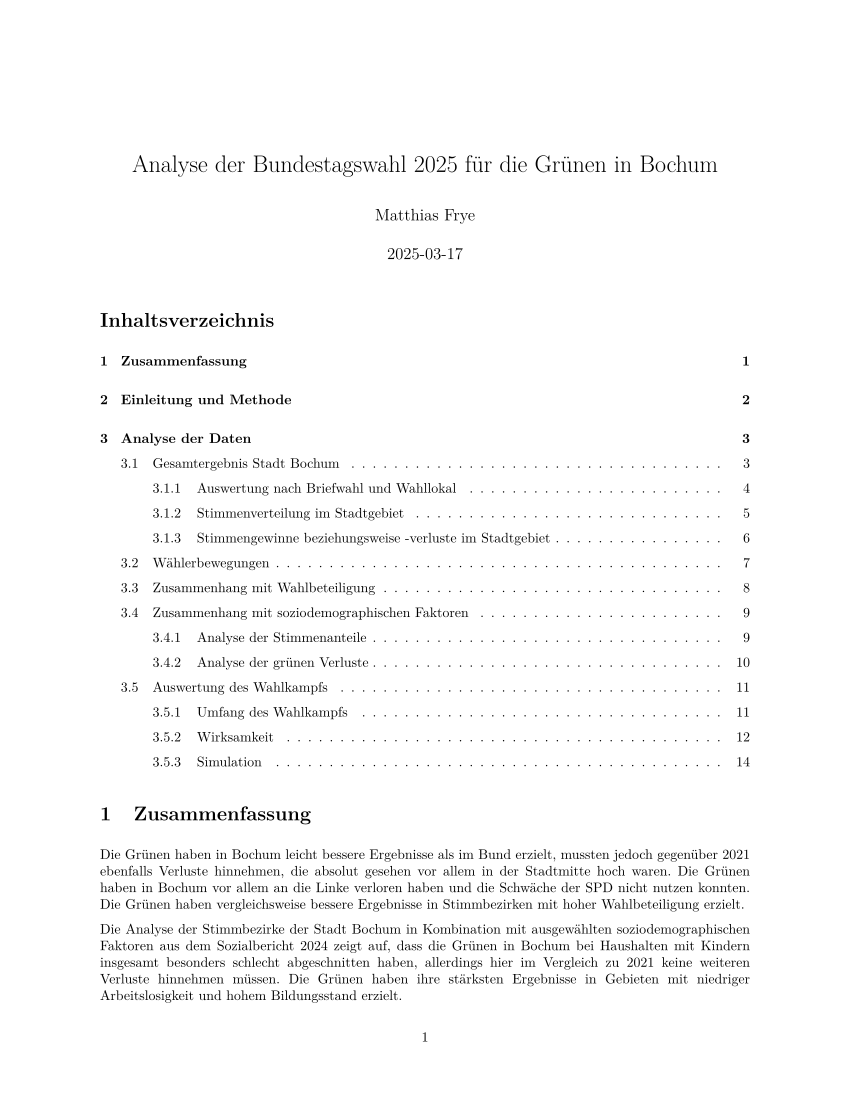

R code for this plot:
# /************************************************************************************/
# /************************************************************************************/
# /************************************************************************************/
# /**                                                                                **/
# /** Project Analyse Bundestagswahl für Bochum                                      **/
# /**                                                                                **/
# /** Combined R Script and R Markdown                                               **/
# /**                                                                                **/
# /** generate .pdf and .Rmd files with                                              **/
# /**    rmarkdown::render("Analysis.R",clean=FALSE)                                 **/
# /**                                                                                **/
# /************************************************************************************/
# /************************************************************************************/
# /************************************************************************************/
#' ---
#' title: "Analyse der Bundestagswahl 2025 für die Grünen in Bochum "
#' author: "Matthias Frye"
#' date: "`r Sys.Date()`"
#' output: 
#'   pdf_document: 
#'       toc: yes
#'       number_sections: yes
#'       toc_depth: 3
#'       fig_width: 7 
#'       fig_height: 6
#' lang: de
#' urlcolor: blue
#' ---
#'
#'
#'
# /************************************************************************************/
# /************************************************************************************/
# /************************************************************************************/
# /**                                                                                **/
#' # Zusammenfassung
#' 
#' Die Grünen haben in Bochum leicht bessere Ergebnisse als im Bund erzielt, mussten jedoch gegenüber 2021 ebenfalls Verluste hinnehmen,
#' die absolut gesehen vor allem in der Stadtmitte hoch waren. Die Grünen haben in Bochum vor allem an die Linke verloren haben und die Schwäche der SPD nicht nutzen konnten.
#' Die Grünen haben vergleichsweise bessere Ergebnisse in Stimmbezirken mit hoher Wahlbeteiligung erzielt. 
#' 
#' Die Analyse der Stimmbezirke der Stadt Bochum in Kombination mit ausgewählten soziodemographischen Faktoren aus dem Sozialbericht 2024 
#' zeigt auf, dass die Grünen in Bochum bei Haushalten mit Kindern insgesamt besonders schlecht abgeschnitten haben, allerdings hier im Vergleich zu 2021 keine 
#' weiteren Verluste hinnehmen müssen. Die Grünen haben ihre stärksten Ergebnisse in Gebieten mit niedriger Arbeitslosigkeit und hohem Bildungsstand erzielt.
#' 
#' Briefkasten- und Haustürwahlkampf hatten einen schwachen, positiven Effekt auf das Wahlergebnis, allerdings muss dieses Ergebnis aufgrund der
#' Datenqualität mit einer gewissen Vorsicht betrachtet werden.
#' 
#' 
#' # Einleitung und Methode
#' Angeregt durch die Detailanalyse der Bundestagswahl 2025 in [Zeit Online](https://www.zeit.de/politik/deutschland/2025-02/wahlergebnisse-wahlkreise-bundestagswahl-daten-grafik)
#' werden die Ergebnisse für Bochum unter Berücksichtigung ausgewählter soziodemographischer Faktoren analysiert.
#' Dazu werden die Zweitstimmen der Stimmbezirke (Quelle: [www.regioit.de](https://wahlen.regioit.de/3/bt2025/05911000/praesentation/ergebnis.html?wahl_id=102&stimmentyp=1&id=ebene_3_id_2))
#' mit ausgewählten Daten des [Sozialberichts 2024](https://www.bochum.de/C125830C0042AB74/vwContentByKey/W2DB29JD041BOCMDE/$File/BochumerSozialbericht2024.pdf) der Stadt Bochum kombiniert.
#' Um die Auswirkungen des Wahlkampfs zu analysieren, wurden die Aktivitäten des Briefwahl- und Haustürwahlkampfs im Straßenverzeichnis mit der Wahlkampf-App abgeglichen und mit den Wahlergebnissen verknüoft.
#' 
#' Die Ergebnisse der Briefwahllokale wurden dabei auf die Stimmbezirke proportional zur Zahl der Wahlberechtigten verteilt,
#' um auswertbare Daten auf Ebene der Stimmbezirke zu erhalten. Dies stellt eine vereinfachende Annahme dar, da naturgemäß die Briefwahlanteile der Stimmbezirke innerhalb eines 
#' Kommunalwahlbezirks variieren.
#' 
#' Die Daten des Sozialberichts liegen nur auf Stadtteilebene (statistische Bezirke) vor und wurden jeweils allen Stimmbezirken eines Stadtteils zugeordnet.
#' Daraus ergibt sich eine weitere Ungenauigkeit, zudem die statistischen Bezirke von den Kommunalwahlbezirken geringfügig abweichen. Auf eine aufwändige Zuordnung der einzelnen Stimmbezirke
#' zu statistischen Bezirken wurde aufgrund des unverhältnismäßig hohen Aufwands verzichtet. 
#' 
#' Beim Wahlkampf wurde die Anzahl der Gebäude je Straßenabschnitt anhand der Gebäudedaten in OpenStreetMap ermittelt. 
#' 
#'  
# /************************************************************************************/
# /************************************************************************************/
# /************************************************************************************/
#' 
#+ echo=FALSE, warning=FALSE, message=FALSE,include=FALSE

library(tidyverse) #load also ggplot2
library(dslabs)
library(ggthemes)
library(ggrepel)
library(gridExtra)
library(titanic)
library(gtools)
library(rvest)
library(purrr)
library(lubridate)
library(tidyr)
library(scales)
library(tidytext)
library(pdftools)


library(mosaic) # Diesen Befehl bei jeder Session am Anfang ausführen
library(readr)
library(gplots)
library(readxl)
library(rmarkdown)


library(sf)
library(rnaturalearth)
library(geodata)
library(tidygeocoder)
library(st)
library(osmdata)
library(osmextract)

setwd("~/Documents/GoogleDrive/Harvard/LearningR/BundestagswahlBochum")




# Wahlergebnise 2025
# gebiet-nr : Nummer des Wahlgebiets
# A : Wahlberechtigte insgesamt
# F : Gültige Zweitstimmen
# F1 : SPD
# F2 : CDU
# F3 : Grüne
# F4 : FDP
# F5 : AfD
# F6 : Linke
# F12 : Volt

filename <- "Open-Data-05911000-Wahl-zum-Deutschen-Bundestag-Wahlbezirk.csv"
btw25 <- read_delim(filename, delim=";", escape_double = FALSE, trim_ws = TRUE)
 

# Gesamtergebnis prüfen
btw25 %>%  
  summarize(Berechtigt=sum(A, na.rm=T),
            Gültig=sum(F),
            SPD=sum(F1), 
            CDU=sum(F2),
            AfD=sum(F5),
            Grüne=sum(F3),
            Linke=sum(F6),
            Volt=sum(F12))

# Daten laden und Kommunalbezirk, Stadtbezirk berechnen
dat25 <- btw25  %>%
        mutate(Wahl=wahl,
               Stimmbezirk=`gebiet-nr`,
               Berechtigt=A,
               Gültig=F,
               SPD=F1,
               CDU=F2,
               Grüne=F3,
               FDP=F4,
               AfD=F5,
               Linke=F6,
               Volt=F12,
               Kommunalbezirk=ifelse(
                 Stimmbezirk >= 9000,
                 substring(as.character(Stimmbezirk), 2, 3), 
                 substring(as.character(Stimmbezirk), 1, 2)),
               Stadtbezirk=substring(Kommunalbezirk, 1, 1)) %>% 
       select(Wahl,Stimmbezirk,Kommunalbezirk,Stadtbezirk,Berechtigt,Gültig,SPD,CDU,FDP,Grüne,AfD,Linke,Volt)

# Gesamtergebnis prüfen
dat25 %>%  
summarize(Gültig=sum(Gültig),
          SPD=sum(SPD), 
          CDU=sum(CDU),
          AfD=sum(AfD),
          Grüne=sum(Grüne),
          Linke=sum(Linke),
          Volt=sum(Volt))

# Summe der gültigen Stimmen der Wahllokale und der Stimmen aus der Briefwahl bilden
Kommunalbezirk25 <- dat25 %>% 
  group_by(Kommunalbezirk) %>%
  summarize(Berechtigt_lokal=sum(ifelse(Stimmbezirk < 9000,Berechtigt,0)),
            Gültig_kommunal=sum(ifelse(Stimmbezirk >= 9000,Gültig,0)),
            SPD_kommunal=sum(ifelse(Stimmbezirk >= 9000,SPD,0)),
            CDU_kommunal=sum(ifelse(Stimmbezirk >= 9000,CDU,0)),
            FDP_kommunal=sum(ifelse(Stimmbezirk >= 9000,FDP,0)),
            Grüne_kommunal=sum(ifelse(Stimmbezirk >= 9000,Grüne,0)),
            AfD_kommunal=sum(ifelse(Stimmbezirk >= 9000,AfD,0)),
            Linke_kommunal=sum(ifelse(Stimmbezirk >= 9000,Linke,0)),
            Volt_kommunal=sum(ifelse(Stimmbezirk >= 9000,Volt,0)),
            .groups = "keep")

# Überprüfung der Korrektheit der Aggregation
Kommunalbezirk25 %>% filter(Kommunalbezirk=="10")
dat25 %>%  filter((Kommunalbezirk=="10") & (Stimmbezirk >= 9000))
dat25 %>%  filter((Kommunalbezirk=="10") & (Stimmbezirk < 9000))

# Verteilung der Briefwahlstimmen eines jeden Kommunalbezirks auf die Stimmen der Wahllokale
dat25 <- dat25 %>%
  left_join(Kommunalbezirk25, by = "Kommunalbezirk") %>%
  mutate(Gültig_all = ifelse(Stimmbezirk < 9000, Gültig + Berechtigt/Berechtigt_lokal * Gültig_kommunal, 0),
         SPD_all = ifelse(Stimmbezirk < 9000, SPD + Berechtigt/Berechtigt_lokal * SPD_kommunal, 0),
         CDU_all = ifelse(Stimmbezirk < 9000, CDU + Berechtigt/Berechtigt_lokal * CDU_kommunal, 0),
         FDP_all = ifelse(Stimmbezirk < 9000, FDP + Berechtigt/Berechtigt_lokal * FDP_kommunal, 0),
         Grüne_all = ifelse(Stimmbezirk < 9000, Grüne + Berechtigt/Berechtigt_lokal * Grüne_kommunal, 0),
         AfD_all = ifelse(Stimmbezirk < 9000, AfD + Berechtigt/Berechtigt_lokal * AfD_kommunal, 0),
         Linke_all = ifelse(Stimmbezirk < 9000, Linke + Berechtigt/Berechtigt_lokal * Linke_kommunal, 0),
         Volt_all = ifelse(Stimmbezirk < 9000, Volt + Berechtigt/Berechtigt_lokal * Volt_kommunal, 0))

# # Überprüfung der Korrektheit der Verteilung
# dat25 %>%  filter(Kommunalbezirk=="10") %>%
#   group_by(Kommunalbezirk) %>%
#   summarize(Berechtigt=sum(Berechtigt, na.rm=T),
#             Gültig=sum(Gültig),SPD=sum(SPD),CDU=sum(CDU),AfD=sum(AfD),Grüne=sum(Grüne),Linke=sum(Linke),Volt=sum(Volt),
#             Gültig_all=sum(Gültig_all),SPD_all=sum(SPD_all), CDU_all=sum(CDU_all),AfD_all=sum(AfD_all),Grüne_all=sum(Grüne_all) ,Linke_all=sum(Linke_all),Volt_all=sum(Volt_all),
#             .groups = "keep")

# # Vergleich der Gesamtergebnisse
# dat25 %>%  
#   summarize(Berechtigt=sum(Berechtigt, na.rm=T),
#             Gültig=sum(Gültig_all),
#             SPD=sum(SPD_all), 
#             CDU=sum(CDU_all),
#             AfD=sum(AfD_all),
#             Grüne=sum(Grüne_all),
#             Linke=sum(Linke_all),
#             Volt=sum(Volt_all),
#             .groups = "keep")
  
# Wahlergebnisse 2021
# gebiet-nr : Nummer des Wahlgebiets
# A : Wahlberechtigte insgesamt
# F : Gültige Zweitstimmen
# F1 : CDU
# F2 : SPD
# F3 : FDP
# F4 : AfD
# F5 : Grüne
# F6 : Linke
# F27 : Volt
filename <- "Open-Data-Bundestagswahl936.csv"
btw21 <- read_delim(filename, delim=";", escape_double = FALSE, trim_ws = TRUE)

# # Gesamtergebnis prüfen
# btw21 %>%  
#   summarize(Gültig=sum(F),
#             SPD=sum(F1), 
#             CDU=sum(F2),
#             Grüne=sum(F5),
#             FDP=sum(F3),
#             Linke=sum(F6),
#             Volt=sum(F12))

# Daten laden und Kommunalbezirk berechnen
dat21 <- btw21 %>%
  mutate(Wahl=wahl,
         Stimmbezirk=`gebiet-nr`,
         Berechtigt=A,
         Gültig=F,
         SPD=F2,
         CDU=F1,
         Grüne=F5,
         FDP=F3,
         AfD=F4,
         Linke=F6,
         Volt=F27,
         Kommunalbezirk=ifelse(
           Stimmbezirk >= 9000,
           substring(as.character(Stimmbezirk), 2, 3), 
           substring(as.character(Stimmbezirk), 1, 2)),
         Stadtbezirk=substring(Kommunalbezirk, 1, 1)) %>% 
  select(Wahl,Stimmbezirk,Kommunalbezirk,Stadtbezirk,Berechtigt,Gültig,SPD,CDU,FDP,Grüne,AfD,Linke,Volt)

# Summe der gültigen Stimmen der Wahllokale und der Stimmen aus der Briefwahl bilden
Kommunalbezirk21 <- dat21 %>% 
  group_by(Kommunalbezirk) %>%
  summarize(Berechtigt_lokal=sum(ifelse(Stimmbezirk < 9000,Berechtigt,0)),
            Gültig_kommunal=sum(ifelse(Stimmbezirk >= 9000,Gültig,0)),
            SPD_kommunal=sum(ifelse(Stimmbezirk >= 9000,SPD,0)),
            CDU_kommunal=sum(ifelse(Stimmbezirk >= 9000,CDU,0)),
            FDP_kommunal=sum(ifelse(Stimmbezirk >= 9000,FDP,0)),
            Grüne_kommunal=sum(ifelse(Stimmbezirk >= 9000,Grüne,0)),
            AfD_kommunal=sum(ifelse(Stimmbezirk >= 9000,AfD,0)),
            Linke_kommunal=sum(ifelse(Stimmbezirk >= 9000,Linke,0)),
            Volt_kommunal=sum(ifelse(Stimmbezirk >= 9000,Volt,0)),
            .groups = "keep")

# # Überprüfung der Korrektheit der Aggregation
# Kommunalbezirk21 %>% filter(Kommunalbezirk=="10")
# dat21 %>%  filter((Kommunalbezirk=="10") & (Stimmbezirk >= 9000)) %>% 
#   summarise(across(c(Berechtigt, Gültig, SPD, CDU, FDP, Grüne, AfD, Linke, Volt), sum))
# dat21 %>%  filter((Kommunalbezirk=="10") & (Stimmbezirk < 9000)) %>% 
#   summarise(Gültig=sum(Gültig))



# Verteilung der Briefwahlstimmen eines jeden Kommunalbezirks auf die Stimmen der Wahllokale
dat21 <- dat21 %>%
  left_join(Kommunalbezirk21, by = "Kommunalbezirk") %>%
  mutate(Gültig_all = ifelse(Stimmbezirk < 9000, Gültig + Berechtigt/Berechtigt_lokal * Gültig_kommunal, 0),
         SPD_all = ifelse(Stimmbezirk < 9000, SPD + Berechtigt/Berechtigt_lokal * SPD_kommunal, 0),
         CDU_all = ifelse(Stimmbezirk < 9000, CDU + Berechtigt/Berechtigt_lokal * CDU_kommunal, 0),
         FDP_all = ifelse(Stimmbezirk < 9000, FDP + Berechtigt/Berechtigt_lokal * FDP_kommunal, 0),
         Grüne_all = ifelse(Stimmbezirk < 9000, Grüne + Berechtigt/Berechtigt_lokal * Grüne_kommunal, 0),
         AfD_all = ifelse(Stimmbezirk < 9000, AfD + Berechtigt/Berechtigt_lokal * AfD_kommunal, 0),
         Linke_all = ifelse(Stimmbezirk < 9000, Linke + Berechtigt/Berechtigt_lokal * Linke_kommunal, 0),
         Volt_all = ifelse(Stimmbezirk < 9000, Volt + Berechtigt/Berechtigt_lokal * Volt_kommunal, 0))

# # Überprüfung der Korrektheit der Verteilung         
# dat21 %>%  filter(Kommunalbezirk=="10") %>%
#   group_by(Kommunalbezirk) %>%
#   summarize(Gültig=sum(Gültig),SPD=sum(SPD),CDU=sum(CDU),AfD=sum(AfD),Grüne=sum(Grüne),Linke=sum(Linke),Volt=sum(Volt),
#             Gültig_all=sum(Gültig_all),SPD_all=sum(SPD_all), CDU_all=sum(CDU_all),AfD_all=sum(AfD_all),Grüne_all=sum(Grüne_all) ,Linke_all=sum(Linke_all),Volt_all=sum(Volt_all),
#             .groups = "keep")
# 
# # Vergleich der Gesamtergebnisse
# dat21 %>%  
#   summarize(Gültig_all=sum(Gültig_all),
#             SPD=sum(SPD_all), 
#             CDU=sum(CDU_all),
#             AfD=sum(AfD_all),
#             Grüne=sum(Grüne_all),
#             Linke=sum(Linke_all),
#             Volt=sum(Volt_all),
#             .groups = "keep")

dat21a <- dat21 %>%
  filter(Stimmbezirk < 9000) %>%
  mutate(Berechtigt_a21=Berechtigt, Gültig_a21=Gültig_all, Gültig_p21 = Gültig_a21/Berechtigt*100,
         SPD_a21=SPD_all, CDU_a21=CDU_all, FDP_a21=FDP_all, Grüne_a21=Grüne_all, 
         AfD_a21=AfD_all, Linke_a21=Linke_all, Volt_a21=Volt_all,
         SPD_p21=SPD_all/Gültig_all*100, CDU_p21=CDU_all/Gültig_all*100, FDP_p21=FDP_all/Gültig_all*100, Grüne_p21=Grüne_all/Gültig_all*100, 
         AfD_p21=AfD_all/Gültig_all*100, Linke_p21=Linke_all/Gültig_all*100, Volt_p21=Volt_all/Gültig_all*100) %>%
  select(Stimmbezirk,
         Berechtigt_a21, Gültig_a21, Gültig_p21, 
         SPD_a21,CDU_a21,FDP_a21,Grüne_a21,AfD_a21,Linke_a21,Volt_a21,
         SPD_p21,CDU_p21,FDP_p21,Grüne_p21,AfD_p21,Linke_p21,Volt_p21)
  
btw <- dat25 %>%
  filter(Stimmbezirk < 9000) %>%
  mutate(Berechtigt_a25=Berechtigt, Gültig_a25=Gültig_all, Gültig_p25 = Gültig_a25/Berechtigt*100,
         SPD_a25=SPD_all, CDU_a25=CDU_all, FDP_a25=FDP_all, Grüne_a25=Grüne_all, 
         AfD_a25=AfD_all, Linke_a25=Linke_all, Volt_a25=Volt_all,
         SPD_p25=SPD_all/Gültig_all*100, CDU_p25=CDU_all/Gültig_all*100, FDP_p25=FDP_all/Gültig_all*100, Grüne_p25=Grüne_all/Gültig_all*100, 
         AfD_p25=AfD_all/Gültig_all*100, Linke_p25=Linke_all/Gültig_all*100, Volt_p25=Volt_all/Gültig_all*100) %>%
  select(Stimmbezirk,Kommunalbezirk,Stadtbezirk,
         Berechtigt_a25, Gültig_a25, Gültig_p25, 
         SPD_a25,CDU_a25,FDP_a25,Grüne_a25,AfD_a25,Linke_a25,Volt_a25,
         SPD_p25,CDU_p25,FDP_p25,Grüne_p25,AfD_p25,Linke_p25,Volt_p25) %>%
  left_join(dat21a, by = "Stimmbezirk") %>%
  mutate(Berechtigt_ad = Berechtigt_a25 - Berechtigt_a21,
         Gültig_ad = Gültig_a25 - Gültig_a21,
         Gültig_pd = Gültig_p25 - Gültig_p21,
         SPD_ad = SPD_a25 - SPD_a21,
         SPD_pd = SPD_p25 - SPD_p21,
         CDU_ad = CDU_a25 - CDU_a21,
         CDU_pd = CDU_p25 - CDU_p21,
         FDP_ad = FDP_a25 - FDP_a21,
         FDP_pd = FDP_p25 - FDP_p21,
         Grüne_ad = Grüne_a25 - Grüne_a21,
         Grüne_pd = Grüne_p25 - Grüne_p21,
         AfD_ad = AfD_a25 - AfD_a21,
         AfD_pd = AfD_p25 - AfD_p21,
         Linke_ad = Linke_a25 - Linke_a21,
         Linke_pd = Linke_p25 - Linke_p21,
         Volt_ad = Volt_a25 - Volt_a21,
         Volt_pd = Volt_p25 - Volt_p21)

         
# # Prüfung Ergebnisse 2025
# btw %>% summarize(Berechtigt=sum(Berechtigt_a25, na.rm=T),
#                   Gültig=sum(Gültig_a25),
#                   SPD=sum(SPD_a25), 
#                   CDU=sum(CDU_a25),
#                   AfD=sum(AfD_a25),
#                   Grüne=sum(Grüne_a25),
#                   Linke=sum(Linke_a25),
#                   Volt=sum(Volt_a25))
# 
# # Prüfung Ergebnisse 2021
# btw %>% summarize(Berechtigt=sum(Berechtigt_a21, na.rm=T),
#                   Gültig=sum(Gültig_a21),
#                   SPD=sum(SPD_a21), 
#                   CDU=sum(CDU_a21),
#                   AfD=sum(AfD_a21),
#                   Grüne=sum(Grüne_a21),
#                   Linke=sum(Linke_a21),
#                   Volt=sum(Volt_a21))
# 
#   
# # Prüfung Differenz
# btw %>% summarize(Berechtigt_ad=sum(Berechtigt_ad, na.rm=T),
#                   Gültig_ad=sum(Gültig_ad),
#                   SPD_ad=sum(SPD_ad), 
#                   CDU_ad=sum(CDU_ad),
#                   Grüne_ad=sum(Grüne_ad))
# 
# btw %>% filter(Stimmbezirk==1001) %>%
#   select(Berechtigt_a25, Berechtigt_a21, Berechtigt_ad,
#          Gültig_a25, Gültig_a21, Gültig_ad,
#          Gültig_p25, Gültig_p21, Gültig_pd)
# btw %>% filter(Stimmbezirk==1001) %>%
#   select(SPD_a25, SPD_a21, SPD_ad,
#          SPD_p25, SPD_p21, SPD_pd)
# 

# Mapping der Kreiswahlbezirke auf statistische Gebiete
filename <- "KWB_SB.csv"
kwb_sb <- read_delim(filename, delim=";", escape_double = FALSE, trim_ws = TRUE)

kwb_sb <- kwb_sb %>% 
  mutate(Kommunalbezirk=substring(Kommunalwahlbezirk,1,2),
         Statistikbezirk=substring(Statistikbezirk,4,100)) %>%
  select(Kommunalbezirk, Statistikbezirk)

btw <- btw %>%
  left_join(kwb_sb, by = "Kommunalbezirk")

# Statistikbereich prüfen
btw$Kommunalbezirk[1:20]
btw$Statistikbezirk[1:20]

# Sozialbericht laden
filename <- "BochumerSozialbericht2024.pdf"
txt <- pdf_text(filename)


# Rohdaten für Ausländische_Bevölkerung aus Tabelle im PDF-Format abrufen
Ausländische_Bevölkerung <- txt[27]

# Zeilenumbrüche "\n" als Trennzeichen verwenden
tab <- str_split(Ausländische_Bevölkerung, "\n")
# Liste von 1
tab <- tab[[1]]

#Spaltennamen
the_names <- c("Statistikbezirk","b","c","Ausländische_Bevölkerung")

#Daten extrahieren
Ausländische_Bevölkerung <- tab[10:45] %>%
  str_trim %>%
  str_split("\\s{2,}", simplify = TRUE) %>% #Split at two or more spaces
  data.frame(stringsAsFactors = FALSE) %>%
  setNames(the_names) %>%
  mutate_at(-1, parse_number)

#Ergebnisse anpassen
Ausländische_Bevölkerung <- Ausländische_Bevölkerung %>%
  mutate(Ausländische_Bevölkerung = Ausländische_Bevölkerung/10) %>%
  select(Statistikbezirk, Ausländische_Bevölkerung)

# Zu Wahlergebnis ergänzen
btw <- btw %>%
  left_join(Ausländische_Bevölkerung, by = "Statistikbezirk")

# # Ausländische_Bevölkerung prüfen
# btw$Kommunalbezirk[1:20]
# btw$Ausländische_Bevölkerung[1:20]

# Rohdaten für Alt_Jung_Quotient aus Tabelle im PDF-Format abrufen
Alt_Jung_Quotient <- txt[35]

# Zeilenumbrüche "\n" als Trennzeichen verwenden
tab <- str_split(Alt_Jung_Quotient, "\n")
# Liste von 1
tab <- tab[[1]]

#Spaltennamen
the_names <- c("Statistikbezirk","b","c","Alt_Jung_Quotient")

#Daten extrahieren
Alt_Jung_Quotient <- tab[14:49] %>%
  str_trim %>%
  str_split("\\s{2,}", simplify = TRUE) %>% #Split at two or more spaces
  data.frame(stringsAsFactors = FALSE) %>%
  setNames(the_names) %>%
  mutate_at(-1, parse_number)

#Ergebnisse anpassen
Alt_Jung_Quotient <- Alt_Jung_Quotient %>%
  select(Statistikbezirk, Alt_Jung_Quotient)

# Zu Wahlergebnis ergänzen
btw <- btw %>%
  left_join(Alt_Jung_Quotient, by = "Statistikbezirk")

# # Alt_Jung_Quotient prüfen
# btw$Kommunalbezirk[1:20]
# btw$Alt_Jung_Quotient[1:20]

# Rohdaten für Arbeitslose aus Tabelle im PDF-Format abrufen
Arbeitslose <- txt[46]

# Zeilenumbrüche "\n" als Trennzeichen verwenden
tab <- str_split(Arbeitslose, "\n")
# Liste von 1
tab <- tab[[1]]

#Spaltennamen
the_names <- c("Statistikbezirk","b","Arbeitslose")

#Daten extrahieren
Arbeitslose <- tab[7:42] %>%
  str_trim %>%
  str_split("\\s{2,}", simplify = TRUE) %>% #Split at two or more spaces
  data.frame(stringsAsFactors = FALSE) %>%
  setNames(the_names) %>%
  mutate_at(-1, parse_number)

#Ergebnisse anpassen
Arbeitslose <- Arbeitslose %>%
  mutate(Arbeitslose = Arbeitslose/10) %>%
  select(Statistikbezirk, Arbeitslose)

# Zu Wahlergebnis ergänzen
btw <- btw %>%
  left_join(Arbeitslose, by = "Statistikbezirk")

# # Arbeitslose prüfen
# btw$Kommunalbezirk[1:20]
# btw$Arbeitslose[1:20]


# Rohdaten für Haushalte mit Kindern aus Tabelle im PDF-Format abrufen
Haushalte_mit_Kindern <- txt[93]

# Zeilenumbrüche "\n" als Trennzeichen verwenden
tab <- str_split(Haushalte_mit_Kindern, "\n")
# Liste von 1
tab <- tab[[1]]

#Spaltennamen
the_names <- c("Statistikbezirk","b","Haushalte_mit_Kindern")

#Daten extrahieren
Haushalte_mit_Kindern <- tab[8:43] %>%
  str_trim %>%
  str_split("\\s{2,}", simplify = TRUE) %>% #Split at two or more spaces
  data.frame(stringsAsFactors = FALSE) %>%
  setNames(the_names) %>%
  mutate_at(-1, parse_number)

#Ergebnisse anpassen
Haushalte_mit_Kindern <- Haushalte_mit_Kindern %>%
  mutate(Haushalte_mit_Kindern = Haushalte_mit_Kindern/10) %>%
  select(Statistikbezirk, Haushalte_mit_Kindern)

# Zu Wahlergebnis ergänzen
btw <- btw %>%
  left_join(Haushalte_mit_Kindern, by = "Statistikbezirk")

# # Haushalte_mit_Kindern prüfen
# btw$Kommunalbezirk[1:20]
# btw$Haushalte_mit_Kindern[1:20]



# Rohdaten für Gymnasialempfehlung aus Tabelle im PDF-Format abrufen
Gymnasialempfehlung <- txt[135]

# Zeilenumbrüche "\n" als Trennzeichen verwenden
tab <- str_split(Gymnasialempfehlung, "\n")
# Liste von 1
tab <- tab[[1]]

#Spaltennamen
the_names <- c("Statistikbezirk","b","c", "Gymnasialempfehlung")

#Daten extrahieren
Gymnasialempfehlung <- tab[21:48] %>%
  str_trim %>%
  str_split("\\s{2,}", simplify = TRUE) %>% #Split at two or more spaces
  data.frame(stringsAsFactors = FALSE) %>%
  setNames(the_names) %>%
  mutate_at(-1, parse_number)

#Ergebnisse anpassen
Gymnasialempfehlung <- Gymnasialempfehlung %>%
  mutate(Gymnasialempfehlung = Gymnasialempfehlung/10) %>%
  select(Statistikbezirk, Gymnasialempfehlung)

# Zu Wahlergebnis ergänzen
btw <- btw %>%
  left_join(Gymnasialempfehlung, by = "Statistikbezirk")

# # Gymnasialempfehlung prüfen
# btw$Kommunalbezirk[1:20]
# btw$Gymnasialempfehlung[1:20]


###### Geodaten laden


# Umrisse von Bochum
bochum_map <- gadm(country = "Germany", path = "./", level = 4)

# Convert into simple file
sf_bochum <- sf::st_as_sf(bochum_map)
sf_bochum <- sf_bochum %>% filter(NAME_2=="Bochum")

# Wahllokale mit Adressen

# # Geocodieren
# filename <- "opendata-wahllokale.csv"
# wahllokale <- read_delim(filename, delim=";", escape_double = FALSE, trim_ws = TRUE)
# 
# # einige Adressen korrigieren
# wahllokale$`Wahlraum-Adresse`[wahllokale$`Bezirk-Nr`==1301] <- "Clemensstr. 17, 44789 Bochum"
# wahllokale$`Wahlraum-Adresse`[wahllokale$`Bezirk-Nr`==6501] <- "Gaußstr. 139, 44879 Bochum "
# wahllokale$`Wahlraum-Adresse`[wahllokale$`Bezirk-Nr`==6503] <- "Gaußstr. 139, 44879 Bochum "
# 
# # Geocode the addresses
# Wahllokale_geocoded <- wahllokale %>%
#    geocode(
#      address = `Wahlraum-Adresse`, # Column containing addresses
#      method = "osm",              # Use OpenStreetMap's Nominatim API
#      full_results = FALSE         # Return only latitude and longitude
#    )
# # save as file
# write.csv(Wahllokale_geocoded, "Wahllokale_geocoded.csv", row.names = FALSE)


filename <- "Wahllokale_geocoded.csv"
wahllokale <- read_csv(filename)

# rename district key
names(wahllokale)[names(wahllokale) == "Bezirk-Nr"] <- "Stimmbezirk"
wahllokale <- wahllokale %>% select(Stimmbezirk, lat, long)

# Zu Wahlergebnis ergänzen
btw <- btw %>%
  left_join(wahllokale, by = "Stimmbezirk")


###### OpenStreeMap für Gebäude laden

# # Convert pbf into gpkg - needed only once
# osm_gpkg <- oe_vectortranslate("./nordrhein-westfalen-latest.osm.pbf",
#                                extra_tags = c("building", "addr:housenumber", "addr:street", "addr:city",
#                                                 "building:flats", "building:levels", "height"),
#                                layer="multipolygons")
# 
# # Read gpkg file
# nrw_data <- st_read("./nordrhein-westfalen-latest.gpkg", layer = "multipolygons")
# nrw_filtered_data <- nrw_data[!is.na(nrw_data$addr_city) &
#                             !is.na(nrw_data$addr_street) &
#                             !is.na(nrw_data$addr_housenumber) &
#                             !is.na(nrw_data$building), ]
# bochum_data <- nrw_filtered_data[nrw_filtered_data$addr_city=="Bochum",]
# 
# 
# # Write the multipolygons layer to a new GeoPackage
# st_write(bochum_data, "./bochum_address.gpkg", layer = "multipolygons", delete_layer = TRUE)


# read gpkg file and convert to sf
bochum_data <- sf::st_as_sf(st_read("./bochum_address.gpkg", layer="multipolygons"))

# Nur Wohngebäude filtern
bochum_residential <- bochum_data[bochum_data$building %in% c("yes", "apartments","house",
                                                              "semidetached_house", "detached", "residential", 
                                                              "dormitory", "bungalow", "tiny_house"),]


#### Im Straßenverzeichnis jede Straßenabschnitt finden und die Anzahl Gebäude berechnen

# Straße umwandeln Gretchenstr. in Gretchenstraße und Gretchen-Str. in Gretchen-Straße
replacements <- c("str\\." = "straße", "Str\\." = "Straße")

# Anzeige der Häuder
# ggplot() +
#   geom_sf(data = filtered_buildings, fill = "lightblue", color = "black") +
#   theme_minimal() 

# Ensure addr:housenumber is numeric where possible
bochum_residential$housenumber <- as.numeric(gsub("[^0-9]", "", bochum_residential$addr_housenumber))  # Remove non-numeric characters




# Wahlkampfdaten einlesen

# Wahlkampf <- read_excel("Wahlkampf.xlsx")
Wahlkampf <- read_excel("Strassenverzeichnis_Bundestagswahl_2025_Stand_23-02-25 korrigiert.xlsx", 
                        col_types = c("text", "text", "numeric", 
                                      "numeric", "numeric", "skip", "skip", 
                                      "numeric", "skip", "skip", "skip", 
                                      "skip", "skip", "skip", "skip", "text", 
                                      "skip", "text", "skip", "skip", "skip", 
                                      "skip", "skip", "skip", "skip", "skip"))
suppressWarnings({
  Wahlkampf <- Wahlkampf %>% 
    mutate(`Hausnr. gerade von` = parse_number(`Hausnr. gerade von`))
})


# Für jeden Straßenabschnitt in Wahlkampf zählen, wieviele Gebäude es gibt 
Wahlkampf <- Wahlkampf %>%
  rowwise() %>%
  mutate( Gebäude_gerade = ifelse(is.na(`Hausnr. gerade von`) | `Hausnr. gerade von` == "unbebaut",0,
                                sum(bochum_residential$addr_street == str_replace_all(Straßenname, replacements) & #
                                     bochum_residential$housenumber %% 2 == 0 &
                                     bochum_residential$housenumber >= as.integer(`Hausnr. gerade von`) &
                                     bochum_residential$housenumber <= as.integer(`Hausnr. gerade bis`))),
          Gebäude_ungerade = ifelse(is.na(`Hausnr. ungerade von`),0,
                                sum(bochum_residential$addr_street == str_replace_all(Straßenname, replacements) & #
                                     bochum_residential$housenumber %% 2 == 1 &
                                     bochum_residential$housenumber >= as.integer(`Hausnr. ungerade von`) &
                                     bochum_residential$housenumber <= as.integer(`Hausnr. ungerade bis`))),
          Gebäude= Gebäude_gerade + Gebäude_ungerade,
          Häuserkampf = ifelse(!is.na(abgehakt), ifelse(tolower(abgehakt)=="ja", Gebäude, 0),0),
          Haustür = ifelse(is.na(Wahlkampf),0,ifelse(Wahlkampf=="HTWK",Häuserkampf,0)),
          Briefkasten = ifelse(is.na(Wahlkampf),0,ifelse(Wahlkampf=="BKWK",Häuserkampf,0)) 
  ) %>%
  ungroup()


# Nach Stimmbezirk aggregieren
Wahlkampf <- Wahlkampf %>% group_by(Stimmbezirk) %>%
  summarize(Gebäude=sum(Gebäude),
            Haustür=sum(Haustür),
            Briefkasten=sum(Briefkasten),
            .groups = "keep")

# Zu Wahlergebnis ergänzen
btw <- btw %>%
  left_join(Wahlkampf, by = "Stimmbezirk")






############################# Analyse der Daten #########################
#' \newpage
#' # Analyse der Daten
#'  
#' Im Folgenden werden die Analyseergebnisse vorgestellt. Zunächst wird das Gesamtergebnis für die Stadt Bochum und 
#' die Stimmenvetielung in der Stadt Bochum dargestellt.
#' Anschließend werden die Veränderungen der Stimmanteile der Parteien gegenüber der Bundestagswahl 2021 miteinander in Bezug gesetzt, 
#' um Hinweise auf Wählerwanderungen zu erhalten.
#' Im Anschluss werden Zusammenhänge der Ergebnisse der Grünen mit soziodemographischen Merkmalen ermittelt.
#' Zuletzt werden die Auswirkungen des Wahlkampfs untersucht.
#' 

#' ## Gesamtergebnis Stadt Bochum
#' Die hier gezeigten Werte zeigen die Ergebnisse bei den Zweitstimmen in der Stadt Bochum, also Wahlkreis Bochum I und Teiles des Wahlkreises Bochum II.
#' 
#+ echo=FALSE, fig.width=7, fig.height=5

totals <- btw %>%
  summarize(
    Gültig = sum(Gültig_a25), 
    SPD = sum(SPD_a25)/Gültig,
    CDU = sum(CDU_a25)/Gültig,
    FDP = sum(FDP_a25)/Gültig,
    AfD = sum(AfD_a25)/Gültig,
    Linke = sum(Linke_a25)/Gültig,
    Grüne = sum(Grüne_a25)/Gültig,
    Volt = sum(Volt_a25)/Gültig,
    Sonstige = (Gültig - sum(SPD_a25, CDU_a25, FDP_a25+ AfD_a25+Linke_a25+Grüne_a25+Volt_a25))/Gültig
  ) %>%
  pivot_longer(cols = everything(), names_to = "Party", values_to = "Total")

# Create the bar chart
p_absolut <- totals %>% filter(Party != "Gültig") %>%
  mutate(Party = factor(Party,levels = c("SPD","CDU","AfD","Grüne","Linke","FDP","Volt","Sonstige"))) %>%
 ggplot( aes(x = Party, y = Total, fill = Party)) +
  geom_bar(stat = "identity", show.legend=FALSE) +
  scale_y_continuous(
    labels = percent_format(accuracy = 1), # Format y-axis as percentages
    expand = expansion(mult = c(0, 0.1)) # Add 10% padding to the top
  ) +
  geom_text(aes(label = percent(Total, accuracy = 0.1)), vjust = -0.5, size = 3) + # Add numbers on top of bars
  labs(x = "",y = "Zweistimmenanteil") +
  theme_minimal() +
  scale_fill_manual(values = c( "SPD" = "red2", "CDU" = "black", "Linke"="deeppink",AfD="#4169E1", 
                                "Grüne"="green", "FDP"="#FFCC00","Volt"="purple"))



totals <- btw %>%
  summarize(
    Gültig = sum(Gültig_a25), 
    SPD = sum(SPD_ad)/Gültig,
    CDU = sum(CDU_ad)/Gültig,
    FDP = sum(FDP_ad)/Gültig,
    AfD = sum(AfD_ad)/Gültig,
    Linke = sum(Linke_ad)/Gültig,
    Grüne = sum(Grüne_ad)/Gültig,
    Volt = sum(Volt_ad)/Gültig,
    Sonstige = (sum(Gültig_a25-SPD_a25-CDU_a25-FDP_a25-AfD_a25-Linke_a25-Grüne_a25-Volt_a25)-
                sum(Gültig_a21-SPD_a21-CDU_a21-FDP_a21-AfD_a21-Linke_a21-Grüne_a21-Volt_a21))/Gültig
    ) %>%
  pivot_longer(cols = everything(), names_to = "Party", values_to = "Total")

# Create the bar chart
p_diff <- totals %>% filter(Party != "Gültig") %>%
  mutate(Party = factor(Party,levels = c("SPD","CDU","AfD","Grüne","Linke","FDP","Volt","Sonstige"))) %>%
  ggplot( aes(x = Party, y = Total, fill = Party)) +
  geom_bar(stat = "identity", show.legend=FALSE) +
  scale_y_continuous(
    labels = percent_format(accuracy = 1), # Format y-axis as percentages
    expand = expansion(mult = c(0, 0.1)) # Add 5% padding to the top
  ) +
  geom_text(aes(label = percent(Total, accuracy = 0.1)), vjust = -0.5, size = 3) + # Add numbers on top of bars
  labs(x = "",y = "Vergleich 2021") +
  theme_minimal() +
  scale_fill_manual(values = c( "SPD" = "red2", "CDU" = "black", "Linke"="deeppink",AfD="#4169E1", 
                                "Grüne"="green", "FDP"="#FFCC00","Volt"="purple"))

# Anordnen der Plots in einem 1x2-Raster 
grid.arrange(p_absolut, p_diff, ncol = 1, heights = c(1.5, 1))



#' 
#' Die SPD bleibt in der Stadt Bochum knapp in Führung. Die Ergebnisse der Grünen liegen über dem Bundesdurchschnitt (11,6 %).
#' Wie im Bund verlieren alle Ampelparteien Stimmenanteile gegenüber 2021.
#' 
#' ### Auswertung nach Briefwahl und Wahllokal
#'
#+ echo=FALSE, fig.width=7, fig.height=2.1


totals <- dat25 %>%
  summarize(
    `Gültig gesamt`= sum(Gültig), 
    Briefwahl = sum(ifelse(Stimmbezirk > 9000,Gültig,0)),
    Wahllokal =  `Gültig gesamt` - Briefwahl,
    ) %>%
  pivot_longer(cols = everything(), names_to = "Wahltyp", values_to = "Total")

# Create the bar chart
totals %>%
  mutate(
    Wahltyp = factor(Wahltyp, levels = c("Gültig gesamt", "Wahllokal", "Briefwahl" )),
    Percentage = Total / Total[Wahltyp == "Gültig gesamt"] * 100
  ) %>%
  ggplot(aes(x = Wahltyp, y = Total)) +
  geom_bar(stat = "identity", fill = "#888888", show.legend = FALSE) +
  scale_y_continuous(
    labels = function(x) format(x, big.mark = ".", decimal.mark = ",", scientific = FALSE), 
    expand = expansion(mult = c(0, 0.1))  # Add 5% padding to the top
  ) +
  geom_text(
    aes(label = paste0(format(floor(Total), big.mark = ".", decimal.mark = ","), 
                       " (", round(Percentage, 0), "%)")),
    vjust = -0.5,
    size = 3
  ) +  # Add percentages for specific bars
  labs(x = "", y = "") +
  theme_minimal()

#' 
#' Die folgende Grafik zeigt die Wahlergebnisse aus der Briefwahl im Vergleich zu den Stimmen, die am Wahltag in den 
#' Wahllokalen abgegeben wurden.
#' 
#+ echo=FALSE, fig.width=7, fig.height=6

totals <- dat25 %>%
  filter(Stimmbezirk<9000) %>%
  summarize(
    Sonstige = sum(Gültig-SPD-CDU-FDP-AfD-Linke-Grüne-Volt)/sum(Gültig),
    Gültig = sum(Gültig), 
    SPD = sum(SPD)/Gültig,
    CDU = sum(CDU)/Gültig,
    FDP = sum(FDP)/Gültig,
    AfD = sum(AfD)/Gültig,
    Linke = sum(Linke)/Gültig,
    Grüne = sum(Grüne)/Gültig,
    Volt = sum(Volt)/Gültig
  ) %>%
  pivot_longer(cols = everything(), names_to = "Party", values_to = "Total")

# Create the bar chart
p1 <- totals %>% filter(Party != "Gültig") %>%
  mutate(Party = factor(Party,levels = c("SPD","CDU","AfD","Grüne","Linke","FDP","Volt","Sonstige"))) %>%
  ggplot( aes(x = Party, y = Total, fill = Party)) +
  geom_bar(stat = "identity", show.legend=FALSE) +
  scale_y_continuous(
    labels = percent_format(accuracy = 1), # Format y-axis as percentages
    expand = expansion(mult = c(0, 0.1)) # Add 5% padding to the top
  ) +
  geom_text(aes(label = percent(Total, accuracy = 0.1)), vjust = -0.5, size = 3) + # Add numbers on top of bars
  labs(x = "",y = "Stimmenanteil im Wahllokal") +
  theme_minimal() +
  scale_fill_manual(values = c( "SPD" = "red2", "CDU" = "black", "Linke"="deeppink",AfD="#4169E1", 
                                "Grüne"="green", "FDP"="#FFCC00","Volt"="purple"))


totals <- dat25 %>%
  filter(Stimmbezirk>9000) %>%
  summarize(
    Sonstige = sum(Gültig-SPD-CDU-FDP-AfD-Linke-Grüne-Volt)/sum(Gültig),
    Gültig = sum(Gültig), 
    SPD = sum(SPD)/Gültig,
    CDU = sum(CDU)/Gültig,
    FDP = sum(FDP)/Gültig,
    AfD = sum(AfD)/Gültig,
    Linke = sum(Linke)/Gültig,
    Grüne = sum(Grüne)/Gültig,
    Volt = sum(Volt)/Gültig,
  ) %>%
  pivot_longer(cols = everything(), names_to = "Party", values_to = "Total")

# Create the bar chart
p2 <- totals %>% filter(Party != "Gültig") %>%
  mutate(Party = factor(Party,levels = c("SPD","CDU","AfD","Grüne","Linke","FDP","Volt","Sonstige"))) %>%
  ggplot( aes(x = Party, y = Total, fill = Party)) +
  geom_bar(stat = "identity", show.legend=FALSE) +
  scale_y_continuous(
    labels = percent_format(accuracy = 1), # Format y-axis as percentages
    expand = expansion(mult = c(0, 0.1)) # Add 5% padding to the top
  ) +
  geom_text(aes(label = percent(Total, accuracy = 0.1)), vjust = -0.5, size = 3) + # Add numbers on top of bars
  labs(x = "",y = "Stimmenanteil Briefwahll") +
  theme_minimal() +
  scale_fill_manual(values = c( "SPD" = "red2", "CDU" = "black", "Linke"="deeppink",AfD="#4169E1", 
                                "Grüne"="green", "FDP"="#FFCC00","Volt"="purple"))


# Anordnen der Plots in einem 1x2-Raster 
grid.arrange(p1, p2, ncol = 1)

#' 
#' Es gibt deutliche Unterschiede zwischen den Ergebnissen der Briefwahl und der Stimmabgabe in den Wahllokalen am Wahltag.
#' Dies kann auf unterschiedliche Wählerklientel sowie die unterschiedlichen Zeitpunkte der Stimmabgabe zurückzuführen sein. 
#' 
#' ### Stimmenverteilung im Stadtgebiet
#' 
#' Die folgenden Karten zeigen die prozentualen Stimmenanteile als räumliche Verteilung.
#' 
#+ echo=FALSE, fig.width=7, fig.height=8

geo_alpha1 <- .6
geo_alpha2 <- .9
geo_shape <- 16
geo_size <- .13
size_SPD <- 24.5 
size_CDU <- 23.3 
size_AfD <- 15.2 
size_Grüne <- 13.8 
size_Linke <- 11.5 
size_FDP <- 3.5 

p_CDU <- ggplot(data = btw) +
  geom_sf(data = sf_bochum, alpha = 1, linewidth = .1, color = "black", fill = "#eeeeee") + 
  geom_point(aes(x = long, y = lat, size = CDU_p25), alpha = geo_alpha1, col="black", shape=geo_shape) +
  theme_void() +
  theme(legend.position = "none")+
  scale_size_continuous(range = c(0.1, geo_size*size_CDU)) +
  annotate("text", x = min(btw$long)+.08, y = min(btw$lat) - 0.015, label = "CDU", size = 3.5)
p_SPD <- ggplot(data = btw) +
  geom_sf(data = sf_bochum, alpha = 1, linewidth = .1, color = "black", fill = "#eeeeee") + 
  geom_point(aes(x = long, y = lat, size = SPD_p25), alpha = geo_alpha1, col="red2", shape=geo_shape) +
  theme_void() +
  theme(legend.position = "none")+
  scale_size_continuous(range = c(0.1, geo_size*size_SPD)) +
  annotate("text", x = min(btw$long)+.08, y = min(btw$lat) - 0.015, label = "SPD", size = 3.5)
p_AfD <- ggplot(data = btw) +
  geom_sf(data = sf_bochum, alpha = 1, linewidth = .1, color = "black", fill = "#eeeeee") + 
  geom_point(aes(x = long, y = lat, size = AfD_p25), alpha = geo_alpha2, col="#4169E1", shape=geo_shape) +
  theme_void() +
  theme(legend.position = "none")+
  scale_size_continuous(range = c(0.1, geo_size*size_AfD)) +
  annotate("text", x = min(btw$long)+.08, y = min(btw$lat) - 0.015, label = "AfD", size = 3.5)
p_Grüne <- ggplot(data = btw) +
  geom_sf(data = sf_bochum, alpha = 1, linewidth = .1, color = "black", fill = "#eeeeee") + 
  geom_point(aes(x = long, y = lat, size = Grüne_p25), alpha = geo_alpha2, col="forestgreen", shape=geo_shape) +
  theme_void() +
  theme(legend.position = "none")+
  scale_size_continuous(range = c(0.1, geo_size*size_Grüne))+ # Adjust point size range here
  annotate("text", x = min(btw$long)+.08, y = min(btw$lat) - 0.015, label = "Grüne", size = 3.5)
p_Linke <- ggplot(data = btw) +
  geom_sf(data = sf_bochum, alpha = 1, linewidth = .1, color = "black", fill = "#eeeeee") + 
  geom_point(aes(x = long, y = lat, size = Linke_p25), alpha = geo_alpha2, col="deeppink", shape=geo_shape) +
  theme_void() +
  theme(legend.position = "none")+
  scale_size_continuous(range = c(0.1, geo_size*size_Linke))+ # Adjust point size range here
  annotate("text", x = min(btw$long)+.08, y = min(btw$lat) - 0.015, label = "Linke", size = 3.5)
p_FDP <- ggplot(data = btw) +
  geom_sf(data = sf_bochum, alpha = 1, linewidth = .1, color = "black", fill = "#eeeeee") + 
  geom_point(aes(x = long, y = lat, size = FDP_p25), alpha = 1, col="#DDAA00", shape=geo_shape) +
  theme_void() +
  theme(legend.position = "none")+
  scale_size_continuous(range = c(0.1, geo_size*size_FDP))+ # Adjust point size range here
  annotate("text", x = min(btw$long)+.08, y = min(btw$lat) - 0.015, label = "FDP", size = 3.5)

grid.arrange(p_CDU, p_SPD, p_AfD, p_Grüne, p_Linke, p_FDP, ncol = 2)


#'
#' Die räumliche Verteilung der Zweitstimmen zeigt, dass die Grünen und Linken besonders stark im Stadtzentrum sind,
#' während die CDU im Südwesten und die AfD im Osten und Westen der Stadt besser abschneiden.
#' 
#' ### Stimmengewinne beziehungsweise -verluste im Stadtgebiet
#' 
#' Gewinne der CDU, AfD und Linke, sowie Verluste von SPD, Grüne und FDP gegenüber 2021 werden auf den folgenden Karten 
#' anhand der absoluten Stimmenzahlen dargestellt.
#' 
#+ echo=FALSE, fig.width=7, fig.height=8

btw <- btw %>% 
  mutate(SPD_av = ifelse(SPD_ad < 0, SPD_ad, 0),
         SPD_ag = ifelse(SPD_ad > 0, SPD_ad, 0),
         CDU_av = ifelse(CDU_ad < 0, CDU_ad, 0),
         CDU_ag = ifelse(CDU_ad > 0, CDU_ad, 0),
         AfD_av = ifelse(AfD_ad < 0, AfD_ad, 0),
         AfD_ag = ifelse(AfD_ad > 0, AfD_ad, 0),
         FDP_av = ifelse(FDP_ad < 0, FDP_ad, 0),
         FDP_ag = ifelse(FDP_ad > 0, FDP_ad, 0),
         Grüne_av = ifelse(Grüne_ad < 0, Grüne_ad, 0),
         Grüne_ag = ifelse(Grüne_ad > 0, Grüne_ad, 0),
         Linke_av = ifelse(Linke_ad < 0, Linke_ad, 0),
         Linke_ag = ifelse(Linke_ad > 0, Linke_ad, 0))

geo_size <- .3
size_SPD <- 7.3
size_CDU <- 5.3
size_AfD <- 8.4
size_Grüne <- 3.8
size_Linke <- 6.7
size_FDP <- 5.2
size_plus <- .7

p_CDU <- 
  ggplot(data = btw) +
  geom_sf(data = sf_bochum, alpha = 1, linewidth = .1, color = "black", fill = "#eeeeee") + 
  geom_point(aes(x = long, y = lat, size = CDU_ag), alpha = geo_alpha2, col="black", shape=geo_shape) +
  theme_void() +
  theme(legend.position = "none")+
  annotate("text", x = min(btw$long)+.08, y = min(btw$lat) - 0.015, label = "CDU Gewinne", size = 3.5) +
  scale_size_continuous(range = c(0.1, geo_size*size_CDU)) 

p_SPD <- 
  ggplot(data = btw) +
  geom_sf(data = sf_bochum, alpha = 1, linewidth = .1, color = "black", fill = "#eeeeee") + 
  geom_point(aes(x = long, y = lat, size = -SPD_av), alpha = geo_alpha2, col="red2", shape=geo_shape) +
  theme_void() +
  theme(legend.position = "none")+
  annotate("text", x = min(btw$long)+.08, y = min(btw$lat) - 0.015, label = "SPD Verluste", size = 3.5) +
  scale_size_continuous(range = c(0.1, geo_size*size_SPD)) 


p_AfD <- 
  ggplot(data = btw) +
  geom_sf(data = sf_bochum, alpha = 1, linewidth = .1, color = "black", fill = "#eeeeee") + 
  geom_point(aes(x = long, y = lat, size = AfD_ag), alpha = geo_alpha2, col="#4169E1", shape=geo_shape) +
  theme_void() +
  theme(legend.position = "none")+
  annotate("text", x = min(btw$long)+.08, y = min(btw$lat) - 0.015, label = "AfD Gewinne", size = 3.5) +
  scale_size_continuous(range = c(0.1, geo_size*size_AfD)) 

p_Grüne <-   ggplot(data = btw) +
  geom_sf(data = sf_bochum, alpha = 1, linewidth = .1, color = "black", fill = "#eeeeee") + 
  geom_point(aes(x = long, y = lat, size = -Grüne_av), alpha = geo_alpha2, col="forestgreen", shape=geo_shape) +
  theme_void() +
  theme(legend.position = "none")+
  annotate("text", x = min(btw$long)+.08, y = min(btw$lat) - 0.015, label = "Grüne Verluste", size = 3.5) +
  scale_size_continuous(range = c(0.1, geo_size*size_Grüne)) 

p_Linke <-   ggplot(data = btw) +
  geom_sf(data = sf_bochum, alpha = 1, linewidth = .1, color = "black", fill = "#eeeeee") + 
  geom_point(aes(x = long, y = lat, size = Linke_ag), alpha = geo_alpha2, col="deeppink", shape=geo_shape) +
  theme_void() +
  theme(legend.position = "none")+
  annotate("text", x = min(btw$long)+.08, y = min(btw$lat) - 0.015, label = "Linke Gewinne", size = 3.5) +
  scale_size_continuous(range = c(0.1, geo_size*size_Linke)) 

p_FDP <- 
  ggplot(data = btw) +
  geom_sf(data = sf_bochum, alpha = 1, linewidth = .1, color = "black", fill = "#eeeeee") + 
  geom_point(aes(x = long, y = lat, size = -FDP_av), alpha = geo_alpha2, col="#DDAA00", shape=geo_shape) +
  theme_void() +
  theme(legend.position = "none")+
  annotate("text", x = min(btw$long)+.08, y = min(btw$lat) - 0.015, label = "FDP Verluste", size = 3.5) +
  scale_size_continuous(range = c(0.1, geo_size*size_FDP)) 

grid.arrange(p_CDU, p_SPD, p_AfD, p_Grüne, p_Linke, p_FDP, ncol = 2)


#' SPD, Grüne und FDP haben in allen Stimmbezirken Stimmen verloren, während AfD, Linke und CDU in nahezu allen
#' Bezirken Stimmen gewonnen haben. Die Veränderungen von SPD, CDU und FDP variieren wenig im Stadtgebiet. Die AfD hat vor allem 
#' im Westen und Osten der Stadt gewonnen. Grüne verlieren und Linke gewinnen besonders in der Stadtmitte.
#'
#' 
#' ## Wählerbewegungen
#' Um eine Einschätzung zu möglichen Wählerbewegungen zu erhalten, ohne auf Daten aus einer Nachbefragung zurückgreifen zu können,
#' wurden die Veränderungen der Stimmanteile der Grünen mit den Gewinnen und Verlusten der anderen Parteien in Beziehung gesetzt.
#' 
#' Die Analysen verwenden den sogenannten Korrelationskoeffizienten nach Pearson. 
#' Werte größer als 0,5 weisen auf einen starken Zusammenhang, Werte um 0,3 auf einen mittleren und Werte ab 0,1 auf einen
#' geringen Zusammenhang hin. Statistisch signifikante Zusammenhänge, die als gesichert angesehen werden dürfen, 
#' werden mit Sternen (`*`, `**` oder `***`) gekennzeichnet. 
#'
#' 
#+ echo=FALSE, fig.width=7, fig.height=6

# Korrelation der prozentualen Gewinne / Verluste 
c_SPD <- cor(btw$Grüne_pd, btw$SPD_pd, method = "pearson", use = "complete.obs")
c_SPD_p <- cor.test(btw$Grüne_pd, btw$SPD_pd, method = "pearson", use = "complete.obs")$p.value
c_SPD_s <- ifelse(c_SPD_p <= 0.001, "***", ifelse(c_SPD_p <= 0.01, "**", ifelse(c_SPD_p <= 0.05, "*", "")))

c_CDU <- cor(btw$Grüne_pd, btw$CDU_pd, method = "pearson", use = "complete.obs")
c_CDU_p <- cor.test(btw$Grüne_pd, btw$CDU_pd, method = "pearson", use = "complete.obs")$p.value
c_CDU_s <- ifelse(c_CDU_p <= 0.001, "***", ifelse(c_CDU_p <= 0.01, "**", ifelse(c_CDU_p <= 0.05, "*", "")))

c_Linke <- cor(btw$Grüne_pd, btw$Linke_pd, method = "pearson", use = "complete.obs")
c_Linke_p <- cor.test(btw$Grüne_pd, btw$Linke_pd, method = "pearson", use = "complete.obs")$p.value
c_Linke_s <- ifelse(c_Linke_p <= 0.001, "***", ifelse(c_Linke_p <= 0.01, "**", ifelse(c_Linke_p <= 0.05, "*", "")))

c_Volt <- cor(btw$Grüne_pd, btw$Volt_pd, method = "pearson", use = "complete.obs")
c_Volt_p <- cor.test(btw$Grüne_pd, btw$Volt_pd, method = "pearson", use = "complete.obs")$p.value
c_Volt_s <- ifelse(c_Volt_p <= 0.001, "***", ifelse(c_Volt_p <= 0.01, "**", ifelse(c_Volt_p <= 0.05, "*", "")))

c_AfD <- cor(btw$Grüne_pd, btw$AfD_pd, method = "pearson", use = "complete.obs")
c_AfD_p <- cor.test(btw$Grüne_pd, btw$AfD_pd, method = "pearson", use = "complete.obs")$p.value
c_AfD_s <- ifelse(c_AfD_p <= 0.001, "***", ifelse(c_AfD_p <= 0.01, "**", ifelse(c_AfD_p <= 0.05, "*", "")))

c_FDP <- cor(btw$Grüne_pd, btw$FDP_pd, method = "pearson", use = "complete.obs")
c_FDP_p <- cor.test(btw$Grüne_pd, btw$FDP_pd, method = "pearson", use = "complete.obs")$p.value
c_FDP_s <- ifelse(c_FDP_p <= 0.001, "***", ifelse(c_FDP_p <= 0.01, "**", ifelse(c_FDP_p <= 0.05, "*", "")))

c_SPD_CDU <- cor(btw$SPD_pd, btw$CDU_pd, method = "pearson", use = "complete.obs")
c_SPD_CDU_p <- cor.test(btw$SPD_pd, btw$CDU_pd, method = "pearson", use = "complete.obs")$p.value
c_SPD_CDU_s <- ifelse(c_SPD_CDU_p <= 0.001, "***", ifelse(c_SPD_CDU_p <= 0.01, "**", ifelse(c_SPD_CDU_p <= 0.05, "*", "")))

c_SPD_AfD <- cor(btw$SPD_pd, btw$AfD_pd, method = "pearson", use = "complete.obs")
c_SPD_AfD_p <- cor.test(btw$SPD_pd, btw$AfD_pd, method = "pearson", use = "complete.obs")$p.value
c_SPD_AfD_s <- ifelse(c_SPD_AfD_p <= 0.001, "***", ifelse(c_SPD_AfD_p <= 0.01, "**", ifelse(c_SPD_AfD_p <= 0.05, "*", "")))

# entsprechende Streudiagramme

p_CDU <- 
  ggplot(btw, aes(y = Grüne_pd, x = CDU_pd)) +
  geom_point(color = "black", size = .7) + labs(x = "CDU Veränderung (%)",y = " ") +
  geom_smooth(method = "lm", formula = y ~ x, color = "black", se = FALSE, linewidth = 0.6) + # Add regression line
  annotate( "text", 
            x = mean(range(btw$CDU_pd)),  # Horizontal center
            y = min(btw$Grüne_pd) +1 ,           # Top of the plot
            label = sprintf("Korrelation: %.2f%s", c_CDU, c_CDU_s), size = 3, color = "black" ) +
  theme_minimal() 

p_SPD <- 
  ggplot(btw, aes(y = Grüne_pd, x = SPD_pd)) +
  geom_point(color = "red2", size = .7) + labs(x = "SPD Veränderung (%)", y = " ") +
  geom_smooth(method = "lm", formula = y ~ x, color = "red2", se = FALSE, linewidth = 0.6) + # Add regression line
  annotate( "text", 
            x = mean(range(btw$SPD_pd)),  # Horizontal center
            y = min(btw$Grüne_pd) + 1,           # Top of the plot
            label = sprintf("Korrelation: %.2f%s", c_SPD,c_SPD_s), size = 3, color = "black" ) +
  theme_minimal() 

p_Linke <- 
  ggplot(btw, aes(y = Grüne_pd, x = Linke_pd)) +
  geom_point(color = "deeppink", size = .7) + labs(x = "Linke Veränderung (%)", y = "Grüne Veränderung (%)") +
  geom_smooth(method = "lm", formula = y ~ x, color = "deeppink", se = FALSE, linewidth = 0.6) + # Add regression line
  annotate( "text", 
            x = mean(range(btw$Linke_pd)),  # Horizontal center
            y = min(btw$Grüne_pd) +1,           # Top of the plot
            label = sprintf("Korrelation: %.2f%s", c_Linke,c_Linke_s), size = 3, color = "black" ) +
  theme_minimal()   

p_Volt <- 
  ggplot(btw, aes(y = Grüne_pd, x = Volt_pd)) +
  geom_point(color = "purple", size = .7) + labs(x = "Volt Veränderung (%)", y = " ") +
  geom_smooth(method = "lm", formula = y ~ x, color = "purple", se = FALSE, linewidth = 0.6) + # Add regression line
  annotate( "text", 
            x = mean(range(btw$Volt_pd)),  # Horizontal center
            y = min(btw$Grüne_pd) +1,           # Top of the plot
            label = sprintf("Korrelation: %.2f%s", c_Volt,c_Volt_s), size = 3, color = "black" ) +
  theme_minimal()  

p_AfD<- 
  ggplot(btw, aes(y = Grüne_pd, x = AfD_pd)) +
  geom_point(color = "#4169E1", size = .7) + labs(x = "AfD Veränderung (%)", y = " ") +
  geom_smooth(method = "lm", formula = y ~ x, color = "#4169E1", se = FALSE, linewidth = 0.6) + # Add regression line
  annotate( "text", 
            x = mean(range(btw$AfD_pd)),  # Horizontal center
            y = min(btw$Grüne_pd)+1,           # Top of the plot
            label = sprintf("Korrelation: %.2f%s", c_AfD,c_AfD_s), size = 3, color = "black") +
  theme_minimal()  

p_FDP<- 
  ggplot(btw, aes(y = Grüne_pd, x = FDP_pd)) +
  geom_point(color = "#FFCC00", size = .7) + labs(x = "FDP Veränderung (%)",y = " ") +
  geom_smooth(method = "lm", formula = y ~ x, color = "#FFCC00", se = FALSE, linewidth = 0.6) + # Add regression line
  annotate( "text", 
            x = mean(range(btw$FDP_pd)),  # Horizontal center
            y = min(btw$Grüne_pd) +1,           # Top of the plot
            label = sprintf("Korrelation: %.2f%s", c_FDP,c_FDP_s), size = 3, color = "black" ) +
  theme_minimal()   

# Anordnen der Plots in einem 2x3-Raster 
grid.arrange( p_CDU, p_SPD, p_Linke, p_Volt, p_AfD, p_FDP, ncol = 2)


#' Es zeigt sich ein sehr deutlicher Zusammenhang zwischen den Zugewinnen der Linken und den Verlusten der Grünen.
#' Die Linken gewinnen in den Stimmbezirken, wo die Grünen die größten Verluste erleiden.
#' 
#' Die SPD hat hingegen weniger stark verloren, wo die Grünen stark verloren haben und umgekehrt. Der Zusammenhang mit 
#' der SPD ist jedoch etwas schwächer. 
#' 
#' Ferner haben CDU und AFD tendenziell dort gewonnen, wo die Grünen weniger stark verloren haben, was möglicherweise durch die Verluste der SPD in diesen Bezirken erklärt werden kann.
#' 
#' Die FDP verliert ebenfalls weniger stark, , wo die Grünen stark verloren haben und umgekehrt. Volt gewinnt stärker, wo die 
#' Grünen stärker verloren haben. Die Zusammenhänge mit der FDP und Volt sind jedoch nicht stark ausgeprägt.
#' 
#+ echo=FALSE, fig.width=7, fig.height=2.2

p_SPD_CDU<- 
  ggplot(btw, aes(y = SPD_pd, x = CDU_pd)) +
  geom_point(color = "gray", size = .7) + labs(x = "CDU Veränderung (%)", y = "SPD +/- (%)") +
  geom_smooth(method = "lm", formula = y ~ x, color = "gray", se = FALSE, linewidth = 0.6) + # Add regression line
  annotate( "text", 
            x = mean(range(btw$CDU_pd)),  # Horizontal center
            y = min(btw$SPD_pd)+1,           # Top of the plot
            label = sprintf("Korrelation: %.2f%s", c_SPD_CDU, c_SPD_CDU_s), size = 3, color = "black") +
  theme_minimal() +
  theme(plot.margin = margin(20, 0, 0, 0)) 

p_SPD_AfD<- 
  ggplot(btw, aes(y = SPD_pd, x = AfD_pd)) +
  geom_point(color = "gray", size = .7) + labs(x = "AfD Veränderung (%)", y = " ") +
  geom_smooth(method = "lm", formula = y ~ x, color = "gray", se = FALSE, linewidth = 0.6) + # Add regression line
  annotate( "text", 
            x = mean(range(btw$AfD_pd)),  # Horizontal center
            y = min(btw$SPD_pd)+1,           # Top of the plot
            label = sprintf("Korrelation: %.2f%s", c_SPD_AfD, c_SPD_AfD_s), size = 3, color = "black") +
  theme_minimal() +
  theme(plot.margin = margin(20, 0, 0, 0)) 
  

# Anordnen der Plots in einem 2x1-Raster 
grid.arrange( p_SPD_CDU, p_SPD_AfD, ncol = 2)

#' 
#' Ein starker Zusammenhang ist auch zwischen der SPD und der AfD zu sehen. Die AfD gewinnt dort stark, wo die SPD große Verluste hinnehmen muss.
#' 
#' ## Zusammenhang mit Wahlbeteiligung
#' 
#' In diesem Abschnitt werden die Zusammenhänge der Ergebnisse der Grünen mit der Wahlbeteiligung analysiert.
#' Die folgende Grafik setzt die Stimmanteile der Grünen und die Anteilsverluste der Grünen zur Wahlbeteiligung in Beziehung. 
#+ echo=FALSE, fig.width=7, fig.height=1.8


btw <- btw %>% 
  mutate(Wahlbeteiligung_25 = Gültig_a25 / Berechtigt_a25*100)

# Korrelation der prozentualen Werte 

c_Wahlbeteiligung <- cor(btw$Grüne_p25, btw$Wahlbeteiligung_25, method = "pearson", use = "complete.obs")
c_Wahlbeteiligung_p <- cor.test(btw$Grüne_p25, btw$Wahlbeteiligung_25, method = "pearson", use = "complete.obs")$p.value
c_Wahlbeteiligung_s <- ifelse(c_Wahlbeteiligung_p <= 0.001, "***", ifelse(c_Wahlbeteiligung_p <= 0.01, "**", ifelse(c_Wahlbeteiligung_p <= 0.05, "*", "")))

p1 <- ggplot(btw, aes(y = Grüne_p25, x = Wahlbeteiligung_25)) +
  geom_point(color = "gray", size = .7) + labs(x = "Wahlbeteiligung (%)", y = "Grüne Anteile (%) ") +
  geom_smooth(method = "lm", formula = y ~ x, color = "gray", se = FALSE, linewidth = 0.6) + # Add regression line
  annotate( "text", 
            x = mean(range(btw$Wahlbeteiligung_25)),  # Horizontal center
            y = min(btw$Grüne_p25) + 1,           # Top of the plot
            label = sprintf("Korrelation: %.2f%s", c_Wahlbeteiligung,c_Wahlbeteiligung_s), size = 3, color = "black" ) +
  theme_minimal() +
  theme(plot.margin = margin(0, 0, 10, 0)) 

c_Wahlbeteiligung <- cor(btw$Grüne_pd, btw$Wahlbeteiligung_25, method = "pearson", use = "complete.obs")
c_Wahlbeteiligung_p <- cor.test(btw$Grüne_pd, btw$Wahlbeteiligung_25, method = "pearson", use = "complete.obs")$p.value
c_Wahlbeteiligung_s <- ifelse(c_Wahlbeteiligung_p <= 0.001, "***", ifelse(c_Wahlbeteiligung_p <= 0.01, "**", ifelse(c_Wahlbeteiligung_p <= 0.05, "*", "")))

p2 <- ggplot(btw, aes(y = Grüne_pd, x = Wahlbeteiligung_25)) +
  geom_point(color = "gray", size = .7) + labs(x = "Wahlbeteiligung (%)", y = "Grüne +/- (%) ") +
#  geom_smooth(method = "lm", formula = y ~ x, color = "black", se = FALSE, linewidth = 0.6) + # Add regression line
  annotate( "text", 
            x = mean(range(btw$Wahlbeteiligung_25)),  # Horizontal center
            y = min(btw$Grüne_pd) + 1,           # Top of the plot
            label = sprintf("Korrelation: %.2f%s", c_Wahlbeteiligung,c_Wahlbeteiligung_s), size = 3, color = "black" ) +
  theme_minimal() +
  theme(plot.margin = margin(0, 0, 10, 0)) 

# Anordnen der Plots in einem 2x1-Raster 
grid.arrange( p1, p2, ncol = 2)


#' Die Grünen haben bessere Ergebnisse in Stimmbezirken mit hoher Wahlbeteiligung erzielt. Es wurde jedoch kein 
#' Zusammenhang zwischen den Verlusten der Grünen und der Wahlbeteiligung festgestellt.  
#' 
#' \newpage
#' ## Zusammenhang mit soziodemographischen Faktoren
#' 
#' ### Analyse der Stimmenanteile
#' In diesem Abschnitt werden die Zusammenhänge der Ergebnisse der Grünen mit 
#' soziodemographischen Merkmalen untersucht, bevor im nächsten
#' Abschnitt betrachtet wird, wie die  Verluste der Grünen mit soziodemographischen 
#' Merkmalen zusammenhängen.
#' 
#+ echo=FALSE, fig.width=7, fig.height=7

# Korrelation der Stimmanteile 

c_Ausländische_Bevölkerung <- cor(btw$Grüne_p25, btw$Ausländische_Bevölkerung, method = "pearson", use = "complete.obs")
c_Ausländische_Bevölkerung_p <- cor.test(btw$Grüne_p25, btw$Ausländische_Bevölkerung, method = "pearson", use = "complete.obs")$p.value
c_Ausländische_Bevölkerung_s <- ifelse(c_Ausländische_Bevölkerung_p <= 0.001, "***", ifelse(c_Ausländische_Bevölkerung_p <= 0.01, "**", ifelse(c_Ausländische_Bevölkerung_p <= 0.05, "*", "")))

c_Alt_Jung_Quotient <- cor(btw$Grüne_p25, btw$Alt_Jung_Quotient, method = "pearson", use = "complete.obs")
c_Alt_Jung_Quotient_p <- cor.test(btw$Grüne_p25, btw$Alt_Jung_Quotient, method = "pearson", use = "complete.obs")$p.value
c_Alt_Jung_Quotient_s <- ifelse(c_Alt_Jung_Quotient_p <= 0.001, "***", ifelse(c_Alt_Jung_Quotient_p <= 0.01, "**", ifelse(c_Alt_Jung_Quotient_p <= 0.05, "*", "")))

c_Arbeitslose <- cor(btw$Grüne_p25, btw$Arbeitslose, method = "pearson", use = "complete.obs")
c_Arbeitslose_p <- cor.test(btw$Grüne_p25, btw$Arbeitslose, method = "pearson", use = "complete.obs")$p.value
c_Arbeitslose_s <- ifelse(c_Arbeitslose_p <= 0.001, "***", ifelse(c_Arbeitslose_p <= 0.01, "**", ifelse(c_Arbeitslose_p <= 0.05, "*", "")))

c_Haushalte_mit_Kindern <- cor(btw$Grüne_p25, btw$Haushalte_mit_Kindern, method = "pearson", use = "complete.obs")
c_Haushalte_mit_Kindern_p <- cor.test(btw$Grüne_p25, btw$Haushalte_mit_Kindern, method = "pearson", use = "complete.obs")$p.value
c_Haushalte_mit_Kindern_s <- ifelse(c_Haushalte_mit_Kindern_p <= 0.001, "***", ifelse(c_Haushalte_mit_Kindern_p <= 0.01, "**", ifelse(c_Haushalte_mit_Kindern_p <= 0.05, "*", "")))

c_Gymnasialempfehlung <- cor(btw$Grüne_p25, btw$Gymnasialempfehlung, method = "pearson", use = "complete.obs")
c_Gymnasialempfehlung_p <- cor.test(btw$Grüne_p25, btw$Gymnasialempfehlung, method = "pearson", use = "complete.obs")$p.value
c_Gymnasialempfehlung_s <- ifelse(c_Gymnasialempfehlung_p <= 0.001, "***", ifelse(c_Gymnasialempfehlung_p <= 0.01, "**", ifelse(c_Gymnasialempfehlung_p <= 0.05, "*", "")))





# entsprechende Streudiagramme
p_Ausländische_Bevölkerung <- 
  ggplot(btw, aes(y = Grüne_p25, x = Ausländische_Bevölkerung)) +
  geom_point(color = "gray", size = .7) + labs(x = "Ausländische Bevölkerung (%)", y = " ") +
#  geom_smooth(method = "lm", formula = y ~ x, color = "gray", se = FALSE, linewidth = 0.6) + # Add regression line
  annotate( "text", 
            x = mean(range(btw$Ausländische_Bevölkerung)),  # Horizontal center
            y = max(btw$Grüne_p25) + 1,           # Top of the plot
            label = sprintf("Korrelation: %.2f%s", c_Ausländische_Bevölkerung,c_Ausländische_Bevölkerung_s), size = 3, color = "black" ) +
  theme_minimal() +
  theme(plot.margin = margin(0, 0, 10, 0)) 

p_Alt_Jung_Quotient <- 
  ggplot(btw, aes(y = Grüne_p25, x = Alt_Jung_Quotient)) +
  geom_point(color = "gray", size = .7) + labs(x = "Alt-Jung-Quotient ", y = " ") +
  geom_smooth(method = "lm", formula = y ~ x, color = "gray", se = FALSE, linewidth = 0.6) + # Add regression line
  annotate( "text", 
            x = mean(range(btw$Alt_Jung_Quotient)),  # Horizontal center
            y = max(btw$Grüne_p25) + 1,           # Top of the plot
            label = sprintf("Korrelation: %.2f%s", c_Alt_Jung_Quotient,c_Alt_Jung_Quotient_s), size = 3, color = "black" ) +
  theme_minimal() +
  theme(plot.margin = margin(10, 0, 10, 0)) 

p_Arbeitslose <- 
  ggplot(btw, aes(y = Grüne_p25, x = Arbeitslose)) +
  geom_point(color = "gray", size = .7) + labs(x = "Arbeitslose (%)", y = "Grüne Stimmenateile (%)") +
  geom_smooth(method = "lm", formula = y ~ x, color = "gray", se = FALSE, linewidth = 0.6) + # Add regression line
  annotate( "text", 
            x = mean(range(btw$Arbeitslose)),  # Horizontal center
            y = max(btw$Grüne_p25) + 1,           # Top of the plot
            label = sprintf("Korrelation: %.2f%s", c_Arbeitslose,c_Arbeitslose_s), size = 3, color = "black" ) +
  theme_minimal() +
  theme(plot.margin = margin(10, 0, 10, 0)) 

p_Haushalte_mit_Kindern <- 
  ggplot(btw, aes(y = Grüne_p25, x = Haushalte_mit_Kindern)) +
  geom_point(color = "gray", size = .7) + labs(x = "Haushalte mit Kindern (%)", y = " ") +
  geom_smooth(method = "lm", formula = y ~ x, color = "gray", se = FALSE, linewidth = 0.6) + # Add regression line
  annotate( "text", 
            x = mean(range(btw$Haushalte_mit_Kindern)),  # Horizontal center
            y = max(btw$Grüne_p25) + 1,           # Top of the plot
            label = sprintf("Korrelation: %.2f%s", c_Haushalte_mit_Kindern,c_Haushalte_mit_Kindern_s), size = 3, color = "black" ) +
  theme_minimal() +
  theme(plot.margin = margin(10, 0, 10, 0)) 

p_Gymnasialempfehlung <- 
  btw %>% filter(!is.na(Gymnasialempfehlung)) %>%
  ggplot(aes(y = Grüne_p25, x = Gymnasialempfehlung)) +
  geom_point(color = "gray", size = .7) + labs(x = "Gymnasialempfehlung (%)", y = " ") +
  geom_smooth(method = "lm", formula = y ~ x, color = "gray", se = FALSE, linewidth = 0.6) + # Add regression line
  annotate( "text", 
            x = mean(range(btw$Gymnasialempfehlung, na.rm=T)),  # Horizontal center
            y = max(btw$Grüne_p25) + 1,           # Top of the plot
            label = sprintf("Korrelation: %.2f%s", c_Gymnasialempfehlung,c_Gymnasialempfehlung_s), size = 3, color = "black" ) +
  theme_minimal() +
  theme(plot.margin = margin(10, 0, 0, 0)) 

# Anordnen der Plots in einem 2x3-Raster 
grid.arrange(p_Ausländische_Bevölkerung, p_Alt_Jung_Quotient, p_Arbeitslose, 
             p_Haushalte_mit_Kindern, p_Gymnasialempfehlung, ncol = 2)


#' 
#' Der stärkste Zusammenhang besteht zwischen dem Abschneiden der Grünen und dem Anteil der Haushalte mit Kindern.
#' Die Grünen haben die besten Ergebnisse in Stimmbezirken mit einem geringen Anteil an Haushalten mit Kindern erzielt.
#' Die ebenfalls vorhandene Korrelation mit dem Alt-Jung-Quotienten deutet auf einen ähnlichen Zusammenhang.
#' 
#' Ein schwächerer Zusammenhang besteht zwischen guten Ergebnissen der Grünen und geringer Arbeitslosigkeit einerseits und 
#' häufiger Gymnasialempfehlung andererseits. Der Anteil der Empfehlungen für das Gymnasium wird als Indikator für das Bildungsniveau
#' genutzt.
#' 
#' ### Analyse der grünen Verluste  
#' In diesem Abschnitt werden die Zusammenhänge der Verluste der Stimmanteile der Grünen mit soziodemographischen Merkmalen betrachtet.
#' 
#+ echo=FALSE, fig.width=7, fig.height=7

# Korrelation der prozentualen Veränderungen 
c_Ausländische_Bevölkerung <- cor(btw$Grüne_pd, btw$Ausländische_Bevölkerung, method = "pearson", use = "complete.obs")
c_Ausländische_Bevölkerung_p <- cor.test(btw$Grüne_pd, btw$Ausländische_Bevölkerung, method = "pearson", use = "complete.obs")$p.value
c_Ausländische_Bevölkerung_s <- ifelse(c_Ausländische_Bevölkerung_p <= 0.001, "***", ifelse(c_Ausländische_Bevölkerung_p <= 0.01, "**", ifelse(c_Ausländische_Bevölkerung_p <= 0.05, "*", "")))

c_Alt_Jung_Quotient <- cor(btw$Grüne_pd, btw$Alt_Jung_Quotient, method = "pearson", use = "complete.obs")
c_Alt_Jung_Quotient_p <- cor.test(btw$Grüne_pd, btw$Alt_Jung_Quotient, method = "pearson", use = "complete.obs")$p.value
c_Alt_Jung_Quotient_s <- ifelse(c_Alt_Jung_Quotient_p <= 0.001, "***", ifelse(c_Alt_Jung_Quotient_p <= 0.01, "**", ifelse(c_Alt_Jung_Quotient_p <= 0.05, "*", "")))

c_Arbeitslose <- cor(btw$Grüne_pd, btw$Arbeitslose, method = "pearson", use = "complete.obs")
c_Arbeitslose_p <- cor.test(btw$Grüne_pd, btw$Arbeitslose, method = "pearson", use = "complete.obs")$p.value
c_Arbeitslose_s <- ifelse(c_Arbeitslose_p <= 0.001, "***", ifelse(c_Arbeitslose_p <= 0.01, "**", ifelse(c_Arbeitslose_p <= 0.05, "*", "")))

c_Haushalte_mit_Kindern <- cor(btw$Grüne_pd, btw$Haushalte_mit_Kindern, method = "pearson", use = "complete.obs")
c_Haushalte_mit_Kindern_p <- cor.test(btw$Grüne_pd, btw$Haushalte_mit_Kindern, method = "pearson", use = "complete.obs")$p.value
c_Haushalte_mit_Kindern_s <- ifelse(c_Haushalte_mit_Kindern_p <= 0.001, "***", ifelse(c_Haushalte_mit_Kindern_p <= 0.01, "**", ifelse(c_Haushalte_mit_Kindern_p <= 0.05, "*", "")))

c_Gymnasialempfehlung <- cor(btw$Grüne_pd, btw$Gymnasialempfehlung, method = "pearson", use = "complete.obs")
c_Gymnasialempfehlung_p <- cor.test(btw$Grüne_pd, btw$Gymnasialempfehlung, method = "pearson", use = "complete.obs")$p.value
c_Gymnasialempfehlung_s <- ifelse(c_Gymnasialempfehlung_p <= 0.001, "***", ifelse(c_Gymnasialempfehlung_p <= 0.01, "**", ifelse(c_Gymnasialempfehlung_p <= 0.05, "*", "")))

# entsprechende Streudiagramme
p_Ausländische_Bevölkerung <- 
  ggplot(btw, aes(y = Grüne_pd, x = Ausländische_Bevölkerung)) +
  geom_point(color = "gray", size = .7) + labs(x = "Ausländische Bevölkerung (%)", y = " ") +
  geom_smooth(method = "lm", formula = y ~ x, color = "gray", se = FALSE, linewidth = 0.6) + # Add regression line
  annotate( "text", 
            x = mean(range(btw$Ausländische_Bevölkerung)),  # Horizontal center
            y = max(btw$Grüne_pd) + 1,           # Top of the plot
            label = sprintf("Korrelation: %.2f%s", c_Ausländische_Bevölkerung,c_Ausländische_Bevölkerung_s), size = 3, color = "black" ) +
  theme_minimal() +
  theme(plot.margin = margin(0, 0, 10, 0)) 

p_Alt_Jung_Quotient <- 
  ggplot(btw, aes(y = Grüne_pd, x = Alt_Jung_Quotient)) +
  geom_point(color = "gray", size = .7) + labs(x = "Alt-Jung-Quotient ", y = " ") +
#  geom_smooth(method = "lm", formula = y ~ x, color = "gray", se = FALSE, linewidth = 0.6) + # Add regression line
  annotate( "text", 
            x = mean(range(btw$Alt_Jung_Quotient)),  # Horizontal center
            y = max(btw$Grüne_pd) + 1,           # Top of the plot
            label = sprintf("Korrelation: %.2f%s", c_Alt_Jung_Quotient,c_Alt_Jung_Quotient_s), size = 3, color = "black" ) +
  theme_minimal() +
  theme(plot.margin = margin(10, 0, 10, 0)) 

p_Arbeitslose <- 
  ggplot(btw, aes(y = Grüne_pd, x = Arbeitslose)) +
  geom_point(color = "gray", size = .7) + labs(x = "Arbeitslose (%)", y = "Grüne Veränderung (%)") +
#  geom_smooth(method = "lm", formula = y ~ x, color = "gray", se = FALSE, linewidth = 0.6) + # Add regression line
  annotate( "text", 
            x = mean(range(btw$Arbeitslose)),  # Horizontal center
            y = max(btw$Grüne_pd) + 1,           # Top of the plot
            label = sprintf("Korrelation: %.2f%s", c_Arbeitslose,c_Arbeitslose_s), size = 3, color = "black" ) +
  theme_minimal() +
  theme(plot.margin = margin(10, 0, 10, 0)) 

p_Haushalte_mit_Kindern <- 
  ggplot(btw, aes(y = Grüne_pd, x = Haushalte_mit_Kindern)) +
  geom_point(color = "gray", size = .7) + labs(x = "Haushalte mit Kindern (%)", y = " ") +
  geom_smooth(method = "lm", formula = y ~ x, color = "gray", se = FALSE, linewidth = 0.6) + # Add regression line
  annotate( "text", 
            x = mean(range(btw$Haushalte_mit_Kindern)),  # Horizontal center
            y = max(btw$Grüne_pd) + 1,           # Top of the plot
            label = sprintf("Korrelation: %.2f%s", c_Haushalte_mit_Kindern,c_Haushalte_mit_Kindern_s), size = 3, color = "black" ) +
  theme_minimal() +
  theme(plot.margin = margin(10, 0, 10, 0)) 

p_Gymnasialempfehlung <- 
  btw %>% filter(!is.na(Gymnasialempfehlung)) %>%
  ggplot(aes(y = Grüne_pd, x = Gymnasialempfehlung)) +
  geom_point(color = "gray", size = .7) + labs(x = "Gymnasialempfehlung (%)", y = " ") +
#  geom_smooth(method = "lm", formula = y ~ x, color = "gray", se = FALSE, linewidth = 0.6) + # Add regression line
  annotate( "text", 
            x = mean(range(btw$Gymnasialempfehlung, na.rm=T)),  # Horizontal center
            y = max(btw$Grüne_pd) + 1,           # Top of the plot
            label = sprintf("Korrelation: %.2f%s", c_Gymnasialempfehlung,c_Gymnasialempfehlung_s), size = 3, color = "black" ) +
  theme_minimal() +
  theme(plot.margin = margin(10, 0, 0, 0)) 

# Anordnen der Plots in einem 2x3-Raster 
grid.arrange(p_Ausländische_Bevölkerung, p_Alt_Jung_Quotient, p_Arbeitslose, 
             p_Haushalte_mit_Kindern, p_Gymnasialempfehlung, ncol = 2)

#' 
#' In dieser Analyse ist ein Zusammenhang zwischen den Verlusten der Grünen und dem Anteil der Haushalte mit Kindern zu erkennen.
#' Die Verluste der Grünen sind am geringsten in Stimmbezirken mit einem hohen Anteil an Haushalten mit Kindern.
#' 
#' Ein schwacher Zusammenhang besteht zwischen den Verlusten der Grünen und dem Anteil von ausländischen Menschen an der Bevölkerung. 
#' Die Grünen haben in Gebieten mit einem hohen Ausländeranteil höhere Verluste zu verzeichnen.
#' 
#' ## Auswertung des Wahlkampfs
#' 
#' Im Folgenden werden der Haustür- und Briefkastenwahlkampf ausgewertet. 
#' Das vorrangige Ziel dieser Maßnahmen ist die Aktivierung der grünen Wähler. Daher wird untersucht,
#' ob die relativen Stimmverluste in Stimmbezirken, an denen mehr Gebäude im Wahlkampf abgedeckt wurden,
#' im Vergleich zu 2021 geringer ausfallen.
#' 
#' ### Umfang des Wahlkampfs
#' Die folgende Grafik zeigt die Anzahl der Gebäude in der Stadt Bochum gesamt, sowie die Anzahl der Gebäude, die im Briefkastenwahlkampf beziehungsweise
#' Haustürwahlkampf abgedeckt wurden.
#' 
#+ echo=FALSE, fig.width=7, fig.height=2.1


totals <- btw %>%
  summarize(
    `Gebäude gesamt`= sum(Gebäude), 
    Briefkastenwahlkampf = sum(Briefkasten),
    Haustürwahlkampf = sum(Haustür)) %>%
  pivot_longer(cols = everything(), names_to = "Aktivität", values_to = "Total")

# Create the bar chart
totals %>%
  mutate(
    Aktivität = factor(Aktivität, levels = c("Gebäude gesamt", "Briefkastenwahlkampf", "Haustürwahlkampf")),
    Percentage = Total / Total[Aktivität == "Gebäude gesamt"] * 100
  ) %>%
  ggplot(aes(x = Aktivität, y = Total)) +
  geom_bar(stat = "identity", fill = "#888888", show.legend = FALSE) +
  scale_y_continuous(
    labels = function(x) format(x, big.mark = ".", decimal.mark = ",", scientific = FALSE), 
    expand = expansion(mult = c(0, 0.1))  # Add 5% padding to the top
  ) +
  geom_text(
    aes(label = paste0(format(floor(Total), big.mark = ".", decimal.mark = ","), 
                       " (", round(Percentage, 0), "%)")),
    vjust = -0.5,
    size = 3
  ) +  # Add percentages for specific bars
  labs(x = "", y = "") +
  theme_minimal()

#'
#' Die folgenden Karten zeigen die prozentuale Abdeckung der Gebäude im Wahlkampf und die
#' relativen Stimmenverluste.
#' 
#+ echo=FALSE, fig.width=7, fig.height=5

btw <- btw %>% 
  mutate(Grüne_rd = ifelse(Grüne_a21 != 0, (Grüne_a25 - Grüne_a21) / Grüne_a21*100, 0),
         Grüne_rg = ifelse(Grüne_rd > 0, Grüne_rd, 0),
         Grüne_rv = ifelse(Grüne_rd < 0, Grüne_rd, 0),
         Haustür_p = Haustür / Gebäude*100,
         Briefkasten_p = Briefkasten / Gebäude*100,
         Wahlkampf_p = (Haustür+Briefkasten) / Gebäude*100)

p_Brief <- ggplot(data = btw) +
  geom_sf(data = sf_bochum, alpha = 1, linewidth = .1, color = "black", fill = "#eeeeee") + 
  geom_point(aes(x = long, y = lat, size = Briefkasten_p), alpha = geo_alpha2, col="black", shape=geo_shape) +
  theme_void() +
  theme(legend.position = "none")+
  annotate("text", x = min(btw$long)+.08, y = min(btw$lat) - 0.015, label = "Briefkastenwahlkampf", size = 3.5) +
  scale_size_continuous(range = c(0.1, max(btw$Briefkasten_p)*.03)) 

p_Haus <- ggplot(data = btw) +
  geom_sf(data = sf_bochum, alpha = 1, linewidth = .1, color = "black", fill = "#eeeeee") + 
  geom_point(aes(x = long, y = lat, size = Haustür_p), alpha = geo_alpha2, col="black", shape=geo_shape) +
  theme_void() +
  theme(legend.position = "none")+
  annotate("text", x = min(btw$long)+.08, y = min(btw$lat) - 0.015, label = "Haustürwahlkampf", size = 3.5) +
  scale_size_continuous(range = c(0.1, max(btw$Haustür_p)*.03)) 

p_Wahlkampf <- ggplot(data = btw) +
  geom_sf(data = sf_bochum, alpha = 1, linewidth = .1, color = "black", fill = "#eeeeee") + 
  geom_point(aes(x = long, y = lat, size = Wahlkampf_p), alpha = geo_alpha2, col="black", shape=geo_shape) +
  theme_void() +
  theme(legend.position = "none")+
  annotate("text", x = min(btw$long)+.08, y = min(btw$lat) - 0.015, label = "Wahlkampf gesamt", size = 3.5) +
  scale_size_continuous(range = c(0.1, max(btw$Wahlkampf_p)*.03)) 

p_Grüne <- ggplot(data = btw) +
  geom_sf(data = sf_bochum, alpha = 1, linewidth = .1, color = "black", fill = "#eeeeee") + 
  geom_point(aes(x = long, y = lat, size = -Grüne_rv), alpha = geo_alpha2, col="forestgreen", shape=geo_shape) +
  theme_void() +
  theme(legend.position = "none")+
  annotate("text", x = min(btw$long)+.08, y = min(btw$lat) - 0.015, label = "Grüne Verluste", size = 3.5) +
  scale_size_continuous(range = c(0.1, max(-btw$Grüne_rv)*.08)) 


grid.arrange(p_Brief, p_Haus, p_Wahlkampf, p_Grüne, ncol = 2)

#' 
#' Die relativen Stimmenverluste und die Briefwahl sind im Stadtgebiet recht gleichmäßig verteilt, während sich der Haustürwahlkampf
#' überwiegend auf die Stadtmitte konzentriert.
#' 
#' ### Wirksamkeit
#' Um eine Einschätzung der Wirksamkeit des Wahlkamps zu erhalten, wird im Folgenden der Zusammenhang der relativen Stimmverluste 
#' mit der Abdeckung der Gebäude im Wahlkampf untersucht.
#' 
#+ echo=FALSE, fig.width=7, fig.height=5

 
# Korrelation der prozentualen Veränderungen 
c_Haustür <- cor(btw$Grüne_rv, btw$Haustür_p, method = "pearson", use = "complete.obs")
c_Haustür_p <- cor.test(btw$Grüne_rv, btw$Haustür_p, method = "pearson", use = "complete.obs")$p.value
c_Haustür_s <- ifelse(c_Haustür_p <= 0.001, "***", ifelse(c_Haustür_p <= 0.01, "**", ifelse(c_Haustür_p <= 0.05, "*", "")))

c_Briefkasten <- cor(btw$Grüne_rv, btw$Briefkasten_p, method = "pearson", use = "complete.obs")
c_Briefkasten_p <- cor.test(btw$Grüne_rv, btw$Briefkasten_p, method = "pearson", use = "complete.obs")$p.value
c_Briefkasten_s <- ifelse(c_Briefkasten_p <= 0.001, "***", ifelse(c_Briefkasten_p <= 0.01, "**", ifelse(c_Briefkasten_p <= 0.05, "*", "")))

c_Wahlkampf <- cor(btw$Grüne_rv, btw$Wahlkampf_p, method = "pearson", use = "complete.obs")
c_Wahlkampf_p <- cor.test(btw$Grüne_rv, btw$Wahlkampf_p, method = "pearson", use = "complete.obs")$p.value
c_Wahlkampf_s <- ifelse(c_Wahlkampf_p <= 0.001, "***", ifelse(c_Wahlkampf_p <= 0.01, "**", ifelse(c_Wahlkampf_p <= 0.05, "*", "")))

p_Brief <-
  btw %>%
  ggplot(aes(y = Grüne_rv, x = Briefkasten_p)) +
  geom_point(color = "gray", size = .7) + labs(x = "Briefkasten (%)", y = "Stimmenverluste %") +
#  geom_smooth(method = "lm", formula = y ~ x, color = "gray", se = FALSE, linewidth = 0.6) + # Add regression line
  annotate( "text",
            x = mean(range(btw$Briefkasten_p, na.rm=T)),  # Horizontal center
            y = max(btw$Grüne_rv)+3,           # Top of the plot
            label = sprintf("Korrelation: %.2f%s", c_Briefkasten,c_Briefkasten_s), size = 3, color = "black" ) +
  theme_minimal() +
  theme(plot.margin = margin(10, 0, 0, 0))

p_Haus <-
  btw %>%
  ggplot(aes(y = Grüne_rv, x = Haustür_p)) +
  geom_point(color = "gray", size = .7) + labs(x = "Haustür (%)", y = "") +
#  geom_smooth(method = "lm", formula = y ~ x, color = "gray", se = FALSE, linewidth = 0.6) + # Add regression line
  annotate( "text",
            x = mean(range(btw$Haustür_p, na.rm=T)),  # Horizontal center
            y = max(btw$Grüne_rv)+3 ,           # Top of the plot
            label = sprintf("Korrelation: %.2f%s", c_Haustür,c_Haustür_s), size = 3, color = "black" ) +
  theme_minimal() +
  theme(plot.margin = margin(10, 0, 0, 0))

p_Wahlkampf <-
  btw %>%
  ggplot(aes(y = Grüne_rv, x = Wahlkampf_p)) +
  geom_point(color = "gray", size = .7) + labs(x = "Wahlkampf gesamt (%)", y = "") +
  geom_smooth(method = "lm", formula = y ~ x, color = "gray", se = FALSE, linewidth = 0.6) + # Add regression line
  annotate( "text",
            x = mean(range(btw$Wahlkampf_p, na.rm=T)),  # Horizontal center
            y = max(btw$Grüne_rv)+3 ,           # Top of the plot
            label = sprintf("Korrelation: %.2f%s", c_Wahlkampf,c_Wahlkampf_s), size = 3, color = "black" ) +
  theme_minimal() +
  theme(plot.margin = margin(10, 0, 0, 0))


# Anordnen der Plots in einem Raster
grid.arrange(p_Brief, p_Haus, p_Wahlkampf, ncol = 2)

#' Beim Wahlkampf insgesamt zeigt sich ein schwacher Zusammenhang  mit den Wahlergebnissen. 
#' Stimmbezirke mit einem höheren Anteil an Gebäude, die im Wahlkampf abgedeckt wurden, zeigen geringere Stimmenverluste.
#' Bei der isolierten Betrachtung von Briefkasten- und Haustürwahlkampf lässt sich hingegen kein klarer Zusammenhang feststellen, was an der Datenqualität 
#' beziehungsweise dem vergleichsweisen geringen Anteil der Gebäude liegen kann, die im Haustürwahlkampf abgedeckt wurden. 
#' 
#' \newpage 
#' ### Simulation
#' 
#' Mit Hilfe einer linearen Regression wird im Folgenden simuliert, welches Wahlergebnis die Grüne in Bochum erzielt hätten, wenn
#' kein Briefkasten- und Haustürwahlkampf stattgefunden hätte. Die Stimmverluste wurden entsprechend der Stärke der Korrelation 
#' auf SPD, Linke, FDP und Volt verteilt.
#' 
#' Die folgende Grafik zeigt das simulierte Wahlergebnis und die Differenz zum tatsächlichen Wahlergebnis.
#' 
#+ echo=FALSE, fig.width=7, fig.height=4.5


# Lineare Regression Modell für relative Stimmverluste abhängig von Briefkasten und Haustürwahhlkampf
model <- lm(Grüne_rv ~ Briefkasten_p + Haustür_p, data = btw)

# Simulierte relative Stimmverluste je Stimmbezirk, abhängig von Aktivität in Stimmbezirk
btw <- btw %>% mutate(Grüne_rv_sim = Grüne_rv -
                                       coef(model)["Briefkasten_p"]* btw$Briefkasten_p -
                                       coef(model)["Haustür_p"]* btw$Haustür_p,
                      Grüne_sim = Grüne_a21 + Grüne_a21 * Grüne_rv_sim/100)

Grüne_sim <- sum(btw$Grüne_sim) / sum(btw$Gültig_a25)
sum_abs <- sum(abs(c( c_SPD, c_FDP, c_Linke, c_Volt)))
Grüne_diff <- - round(sum(btw$Grüne_a25 - btw$Grüne_sim))

totals <- btw %>%
  summarize(
    Gültig = sum(Gültig_a25), 
    SPD = (sum(SPD_a25) + round(c_SPD / sum_abs * Grüne_diff) )/Gültig,
    CDU = sum(CDU_a25)/Gültig,
    FDP = (sum(FDP_a25) + round(c_FDP / sum_abs * Grüne_diff) )/Gültig,
    AfD = sum(AfD_a25)/Gültig,
    Linke = (sum(Linke_a25) + round(c_Linke / sum_abs * Grüne_diff))/Gültig,
    Grüne = (sum(Grüne_a25) + Grüne_diff) /Gültig,
    Volt = (sum(Volt_a25) + round(c_Volt / sum_abs * Grüne_diff))/Gültig,
    Sonstige = 1 - sum(SPD, CDU, FDP, AfD, Linke, Grüne, Volt)
  ) %>%
  pivot_longer(cols = everything(), names_to = "Party", values_to = "Total")

# Create the bar chart
p_absolute <- totals %>% filter(Party != "Gültig") %>%
  mutate(Party = factor(Party,levels = c("SPD","CDU","AfD","Grüne","Linke","FDP","Volt","Sonstige"))) %>%
  ggplot( aes(x = Party, y = Total, fill = Party)) +
  geom_bar( stat = "identity", show.legend = FALSE, , alpha = .6) +
  scale_y_continuous(
    labels = percent_format(accuracy = 1), # Format y-axis as percentages
    expand = expansion(mult = c(0, 0.1)) # Add 10% padding to the top
  ) +
  geom_text(aes(label = percent(Total, accuracy = 0.1)), vjust = -0.5, size = 3) + # Add numbers on top of bars
  labs(x = "",y = "Zweistimmen (Simulaton) %") +
  theme_minimal() +
  scale_fill_manual(values = c( "SPD" = "red2", "CDU" = "black", "Linke"="deeppink",AfD="#4169E1", 
                                "Grüne"="green", "FDP"="#FFCC00","Volt"="purple"))
  


totals <- btw %>%
  summarize(
    Gültig = sum(Gültig_a25), 
    SPD = round(c_SPD / sum_abs * Grüne_diff)/Gültig,
    CDU = 0.00049,
    FDP = round(c_FDP / sum_abs * Grüne_diff)/Gültig,
    AfD = 0.00049,
    Linke = round(c_Linke / sum_abs * Grüne_diff)/Gültig,
    Grüne = Grüne_diff/Gültig,
    Volt = round(c_Volt / sum_abs * Grüne_diff)/Gültig,
    Sonstige = 0.00049
  ) %>%
  pivot_longer(cols = everything(), names_to = "Party", values_to = "Total")

# Create the bar chart
p_diff <- totals %>% filter(Party != "Gültig") %>%
  mutate(Party = factor(Party,levels = c("SPD","CDU","AfD","Grüne","Linke","FDP","Volt","Sonstige"))) %>%
  ggplot( aes(x = Party, y = Total, fill = Party)) +
  geom_bar( stat = "identity", show.legend = FALSE, alpha = .6) +
  scale_y_continuous(
    labels = percent_format(accuracy = .1), # Format y-axis as percentages
    expand = expansion(mult = c(0, 0.5)) # Add 5% padding to the top
  ) +
  geom_text(aes(label = percent(Total, accuracy = 0.1)), vjust = -0.5, size = 3) + # Add numbers on top of bars
  labs(x = "",y = "Simulation +/-") +
  theme_minimal() +
  scale_fill_manual(values = c( "SPD" = "red2", "CDU" = "black", "Linke"="deeppink",AfD="#4169E1", 
                                "Grüne"="green", "FDP"="#FFCC00","Volt"="purple"))

# Anordnen der Plots in einem 1x2-Raster 
grid.arrange(p_absolute, p_diff, ncol = 1, heights = c(3, 1))


#' Nach dem Simulationsmodell hätten die Grünen ohne den Briefkasten- und Haustürwahlkampf 0,5% weniger Stimmanteile gehabt.
#'
